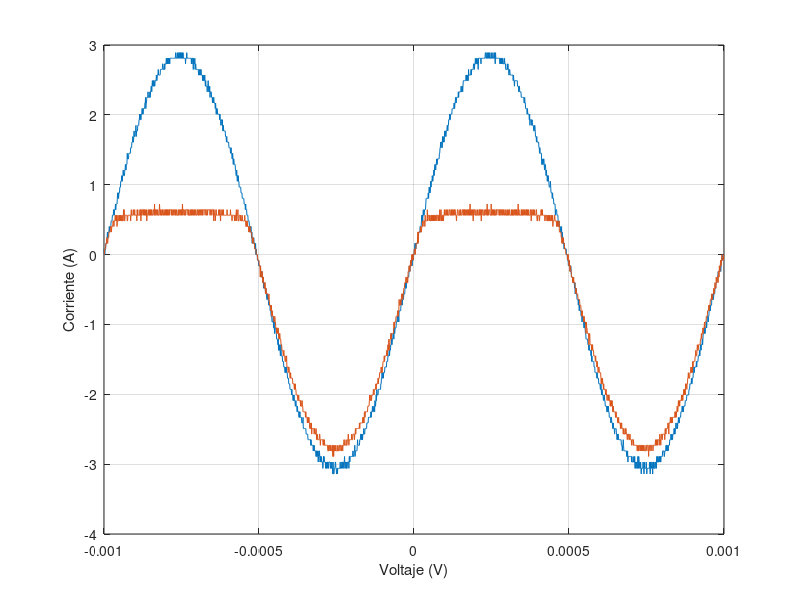

The MATLAB script that drew this image:
t=[-1.00E-03
-9.99E-04
-9.98E-04
-9.97E-04
-9.96E-04
-9.95E-04
-9.94E-04
-9.93E-04
-9.92E-04
-9.91E-04
-9.90E-04
-9.89E-04
-9.88E-04
-9.87E-04
-9.86E-04
-9.85E-04
-9.84E-04
-9.83E-04
-9.82E-04
-9.81E-04
-9.80E-04
-9.79E-04
-9.78E-04
-9.77E-04
-9.76E-04
-9.75E-04
-9.74E-04
-9.73E-04
-9.72E-04
-9.71E-04
-9.70E-04
-9.69E-04
-9.68E-04
-9.67E-04
-9.66E-04
-9.65E-04
-9.64E-04
-9.63E-04
-9.62E-04
-9.61E-04
-9.60E-04
-9.59E-04
-9.58E-04
-9.57E-04
-9.56E-04
-9.55E-04
-9.54E-04
-9.53E-04
-9.52E-04
-9.51E-04
-9.50E-04
-9.49E-04
-9.48E-04
-9.47E-04
-9.46E-04
-9.45E-04
-9.44E-04
-9.43E-04
-9.42E-04
-9.41E-04
-9.40E-04
-9.39E-04
-9.38E-04
-9.37E-04
-9.36E-04
-9.35E-04
-9.34E-04
-9.33E-04
-9.32E-04
-9.31E-04
-9.30E-04
-9.29E-04
-9.28E-04
-9.27E-04
-9.26E-04
-9.25E-04
-9.24E-04
-9.23E-04
-9.22E-04
-9.21E-04
-9.20E-04
-9.19E-04
-9.18E-04
-9.17E-04
-9.16E-04
-9.15E-04
-9.14E-04
-9.13E-04
-9.12E-04
-9.11E-04
-9.10E-04
-9.09E-04
-9.08E-04
-9.07E-04
-9.06E-04
-9.05E-04
-9.04E-04
-9.03E-04
-9.02E-04
-9.01E-04
-9.00E-04
-8.99E-04
-8.98E-04
-8.97E-04
-8.96E-04
-8.95E-04
-8.94E-04
-8.93E-04
-8.92E-04
-8.91E-04
-8.90E-04
-8.89E-04
-8.88E-04
-8.87E-04
-8.86E-04
-8.85E-04
-8.84E-04
-8.83E-04
-8.82E-04
-8.81E-04
-8.80E-04
-8.79E-04
-8.78E-04
-8.77E-04
-8.76E-04
-8.75E-04
-8.74E-04
-8.73E-04
-8.72E-04
-8.71E-04
-8.70E-04
-8.69E-04
-8.68E-04
-8.67E-04
-8.66E-04
-8.65E-04
-8.64E-04
-8.63E-04
-8.62E-04
-8.61E-04
-8.60E-04
-8.59E-04
-8.58E-04
-8.57E-04
-8.56E-04
-8.55E-04
-8.54E-04
-8.53E-04
-8.52E-04
-8.51E-04
-8.50E-04
-8.49E-04
-8.48E-04
-8.47E-04
-8.46E-04
-8.45E-04
-8.44E-04
-8.43E-04
-8.42E-04
-8.41E-04
-8.40E-04
-8.39E-04
-8.38E-04
-8.37E-04
-8.36E-04
-8.35E-04
-8.34E-04
-8.33E-04
-8.32E-04
-8.31E-04
-8.30E-04
-8.29E-04
-8.28E-04
-8.27E-04
-8.26E-04
-8.25E-04
-8.24E-04
-8.23E-04
-8.22E-04
-8.21E-04
-8.20E-04
-8.19E-04
-8.18E-04
-8.17E-04
-8.16E-04
-8.15E-04
-8.14E-04
-8.13E-04
-8.12E-04
-8.11E-04
-8.10E-04
-8.09E-04
-8.08E-04
-8.07E-04
-8.06E-04
-8.05E-04
-8.04E-04
-8.03E-04
-8.02E-04
-8.01E-04
-8.00E-04
-7.99E-04
-7.98E-04
-7.97E-04
-7.96E-04
-7.95E-04
-7.94E-04
-7.93E-04
-7.92E-04
-7.91E-04
-7.90E-04
-7.89E-04
-7.88E-04
-7.87E-04
-7.86E-04
-7.85E-04
-7.84E-04
-7.83E-04
-7.82E-04
-7.81E-04
-7.80E-04
-7.79E-04
-7.78E-04
-7.77E-04
-7.76E-04
-7.75E-04
-7.74E-04
-7.73E-04
-7.72E-04
-7.71E-04
-7.70E-04
-7.69E-04
-7.68E-04
-7.67E-04
-7.66E-04
-7.65E-04
-7.64E-04
-7.63E-04
-7.62E-04
-7.61E-04
-7.60E-04
-7.59E-04
-7.58E-04
-7.57E-04
-7.56E-04
-7.55E-04
-7.54E-04
-7.53E-04
-7.52E-04
-7.51E-04
-7.50E-04
-7.49E-04
-7.48E-04
-7.47E-04
-7.46E-04
-7.45E-04
-7.44E-04
-7.43E-04
-7.42E-04
-7.41E-04
-7.40E-04
-7.39E-04
-7.38E-04
-7.37E-04
-7.36E-04
-7.35E-04
-7.34E-04
-7.33E-04
-7.32E-04
-7.31E-04
-7.30E-04
-7.29E-04
-7.28E-04
-7.27E-04
-7.26E-04
-7.25E-04
-7.24E-04
-7.23E-04
-7.22E-04
-7.21E-04
-7.20E-04
-7.19E-04
-7.18E-04
-7.17E-04
-7.16E-04
-7.15E-04
-7.14E-04
-7.13E-04
-7.12E-04
-7.11E-04
-7.10E-04
-7.09E-04
-7.08E-04
-7.07E-04
-7.06E-04
-7.05E-04
-7.04E-04
-7.03E-04
-7.02E-04
-7.01E-04
-7.00E-04
-6.99E-04
-6.98E-04
-6.97E-04
-6.96E-04
-6.95E-04
-6.94E-04
-6.93E-04
-6.92E-04
-6.91E-04
-6.90E-04
-6.89E-04
-6.88E-04
-6.87E-04
-6.86E-04
-6.85E-04
-6.84E-04
-6.83E-04
-6.82E-04
-6.81E-04
-6.80E-04
-6.79E-04
-6.78E-04
-6.77E-04
-6.76E-04
-6.75E-04
-6.74E-04
-6.73E-04
-6.72E-04
-6.71E-04
-6.70E-04
-6.69E-04
-6.68E-04
-6.67E-04
-6.66E-04
-6.65E-04
-6.64E-04
-6.63E-04
-6.62E-04
-6.61E-04
-6.60E-04
-6.59E-04
-6.58E-04
-6.57E-04
-6.56E-04
-6.55E-04
-6.54E-04
-6.53E-04
-6.52E-04
-6.51E-04
-6.50E-04
-6.49E-04
-6.48E-04
-6.47E-04
-6.46E-04
-6.45E-04
-6.44E-04
-6.43E-04
-6.42E-04
-6.41E-04
-6.40E-04
-6.39E-04
-6.38E-04
-6.37E-04
-6.36E-04
-6.35E-04
-6.34E-04
-6.33E-04
-6.32E-04
-6.31E-04
-6.30E-04
-6.29E-04
-6.28E-04
-6.27E-04
-6.26E-04
-6.25E-04
-6.24E-04
-6.23E-04
-6.22E-04
-6.21E-04
-6.20E-04
-6.19E-04
-6.18E-04
-6.17E-04
-6.16E-04
-6.15E-04
-6.14E-04
-6.13E-04
-6.12E-04
-6.11E-04
-6.10E-04
-6.09E-04
-6.08E-04
-6.07E-04
-6.06E-04
-6.05E-04
-6.04E-04
-6.03E-04
-6.02E-04
-6.01E-04
-6.00E-04
-5.99E-04
-5.98E-04
-5.97E-04
-5.96E-04
-5.95E-04
-5.94E-04
-5.93E-04
-5.92E-04
-5.91E-04
-5.90E-04
-5.89E-04
-5.88E-04
-5.87E-04
-5.86E-04
-5.85E-04
-5.84E-04
-5.83E-04
-5.82E-04
-5.81E-04
-5.80E-04
-5.79E-04
-5.78E-04
-5.77E-04
-5.76E-04
-5.75E-04
-5.74E-04
-5.73E-04
-5.72E-04
-5.71E-04
-5.70E-04
-5.69E-04
-5.68E-04
-5.67E-04
-5.66E-04
-5.65E-04
-5.64E-04
-5.63E-04
-5.62E-04
-5.61E-04
-5.60E-04
-5.59E-04
-5.58E-04
-5.57E-04
-5.56E-04
-5.55E-04
-5.54E-04
-5.53E-04
-5.52E-04
-5.51E-04
-5.50E-04
-5.49E-04
-5.48E-04
-5.47E-04
-5.46E-04
-5.45E-04
-5.44E-04
-5.43E-04
-5.42E-04
-5.41E-04
-5.40E-04
-5.39E-04
-5.38E-04
-5.37E-04
-5.36E-04
-5.35E-04
-5.34E-04
-5.33E-04
-5.32E-04
-5.31E-04
-5.30E-04
-5.29E-04
-5.28E-04
-5.27E-04
-5.26E-04
-5.25E-04
-5.24E-04
-5.23E-04
-5.22E-04
-5.21E-04
-5.20E-04
-5.19E-04
-5.18E-04
-5.17E-04
-5.16E-04
-5.15E-04
-5.14E-04
-5.13E-04
-5.12E-04
-5.11E-04
-5.10E-04
-5.09E-04
-5.08E-04
-5.07E-04
-5.06E-04
-5.05E-04
-5.04E-04
-5.03E-04
-5.02E-04
-5.01E-04
-5.00E-04
-4.99E-04
-4.98E-04
-4.97E-04
-4.96E-04
-4.95E-04
-4.94E-04
-4.93E-04
-4.92E-04
-4.91E-04
-4.90E-04
-4.89E-04
-4.88E-04
-4.87E-04
-4.86E-04
-4.85E-04
-4.84E-04
-4.83E-04
-4.82E-04
-4.81E-04
-4.80E-04
-4.79E-04
-4.78E-04
-4.77E-04
-4.76E-04
-4.75E-04
-4.74E-04
-4.73E-04
-4.72E-04
-4.71E-04
-4.70E-04
-4.69E-04
-4.68E-04
-4.67E-04
-4.66E-04
-4.65E-04
-4.64E-04
-4.63E-04
-4.62E-04
-4.61E-04
-4.60E-04
-4.59E-04
-4.58E-04
-4.57E-04
-4.56E-04
-4.55E-04
-4.54E-04
-4.53E-04
-4.52E-04
-4.51E-04
-4.50E-04
-4.49E-04
-4.48E-04
-4.47E-04
-4.46E-04
-4.45E-04
-4.44E-04
-4.43E-04
-4.42E-04
-4.41E-04
-4.40E-04
-4.39E-04
-4.38E-04
-4.37E-04
-4.36E-04
-4.35E-04
-4.34E-04
-4.33E-04
-4.32E-04
-4.31E-04
-4.30E-04
-4.29E-04
-4.28E-04
-4.27E-04
-4.26E-04
-4.25E-04
-4.24E-04
-4.23E-04
-4.22E-04
-4.21E-04
-4.20E-04
-4.19E-04
-4.18E-04
-4.17E-04
-4.16E-04
-4.15E-04
-4.14E-04
-4.13E-04
-4.12E-04
-4.11E-04
-4.10E-04
-4.09E-04
-4.08E-04
-4.07E-04
-4.06E-04
-4.05E-04
-4.04E-04
-4.03E-04
-4.02E-04
-4.01E-04
-4.00E-04
-3.99E-04
-3.98E-04
-3.97E-04
-3.96E-04
-3.95E-04
-3.94E-04
-3.93E-04
-3.92E-04
-3.91E-04
-3.90E-04
-3.89E-04
-3.88E-04
-3.87E-04
-3.86E-04
-3.85E-04
-3.84E-04
-3.83E-04
-3.82E-04
-3.81E-04
-3.80E-04
-3.79E-04
-3.78E-04
-3.77E-04
-3.76E-04
-3.75E-04
-3.74E-04
-3.73E-04
-3.72E-04
-3.71E-04
-3.70E-04
-3.69E-04
-3.68E-04
-3.67E-04
-3.66E-04
-3.65E-04
-3.64E-04
-3.63E-04
-3.62E-04
-3.61E-04
-3.60E-04
-3.59E-04
-3.58E-04
-3.57E-04
-3.56E-04
-3.55E-04
-3.54E-04
-3.53E-04
-3.52E-04
-3.51E-04
-3.50E-04
-3.49E-04
-3.48E-04
-3.47E-04
-3.46E-04
-3.45E-04
-3.44E-04
-3.43E-04
-3.42E-04
-3.41E-04
-3.40E-04
-3.39E-04
-3.38E-04
-3.37E-04
-3.36E-04
-3.35E-04
-3.34E-04
-3.33E-04
-3.32E-04
-3.31E-04
-3.30E-04
-3.29E-04
-3.28E-04
-3.27E-04
-3.26E-04
-3.25E-04
-3.24E-04
-3.23E-04
-3.22E-04
-3.21E-04
-3.20E-04
-3.19E-04
-3.18E-04
-3.17E-04
-3.16E-04
-3.15E-04
-3.14E-04
-3.13E-04
-3.12E-04
-3.11E-04
-3.10E-04
-3.09E-04
-3.08E-04
-3.07E-04
-3.06E-04
-3.05E-04
-3.04E-04
-3.03E-04
-3.02E-04
-3.01E-04
-3.00E-04
-2.99E-04
-2.98E-04
-2.97E-04
-2.96E-04
-2.95E-04
-2.94E-04
-2.93E-04
-2.92E-04
-2.91E-04
-2.90E-04
-2.89E-04
-2.88E-04
-2.87E-04
-2.86E-04
-2.85E-04
-2.84E-04
-2.83E-04
-2.82E-04
-2.81E-04
-2.80E-04
-2.79E-04
-2.78E-04
-2.77E-04
-2.76E-04
-2.75E-04
-2.74E-04
-2.73E-04
-2.72E-04
-2.71E-04
-2.70E-04
-2.69E-04
-2.68E-04
-2.67E-04
-2.66E-04
-2.65E-04
-2.64E-04
-2.63E-04
-2.62E-04
-2.61E-04
-2.60E-04
-2.59E-04
-2.58E-04
-2.57E-04
-2.56E-04
-2.55E-04
-2.54E-04
-2.53E-04
-2.52E-04
-2.51E-04
-2.50E-04
-2.49E-04
-2.48E-04
-2.47E-04
-2.46E-04
-2.45E-04
-2.44E-04
-2.43E-04
-2.42E-04
-2.41E-04
-2.40E-04
-2.39E-04
-2.38E-04
-2.37E-04
-2.36E-04
-2.35E-04
-2.34E-04
-2.33E-04
-2.32E-04
-2.31E-04
-2.30E-04
-2.29E-04
-2.28E-04
-2.27E-04
-2.26E-04
-2.25E-04
-2.24E-04
-2.23E-04
-2.22E-04
-2.21E-04
-2.20E-04
-2.19E-04
-2.18E-04
-2.17E-04
-2.16E-04
-2.15E-04
-2.14E-04
-2.13E-04
-2.12E-04
-2.11E-04
-2.10E-04
-2.09E-04
-2.08E-04
-2.07E-04
-2.06E-04
-2.05E-04
-2.04E-04
-2.03E-04
-2.02E-04
-2.01E-04
-2.00E-04
-1.99E-04
-1.98E-04
-1.97E-04
-1.96E-04
-1.95E-04
-1.94E-04
-1.93E-04
-1.92E-04
-1.91E-04
-1.90E-04
-1.89E-04
-1.88E-04
-1.87E-04
-1.86E-04
-1.85E-04
-1.84E-04
-1.83E-04
-1.82E-04
-1.81E-04
-1.80E-04
-1.79E-04
-1.78E-04
-1.77E-04
-1.76E-04
-1.75E-04
-1.74E-04
-1.73E-04
-1.72E-04
-1.71E-04
-1.70E-04
-1.69E-04
-1.68E-04
-1.67E-04
-1.66E-04
-1.65E-04
-1.64E-04
-1.63E-04
-1.62E-04
-1.61E-04
-1.60E-04
-1.59E-04
-1.58E-04
-1.57E-04
-1.56E-04
-1.55E-04
-1.54E-04
-1.53E-04
-1.52E-04
-1.51E-04
-1.50E-04
-1.49E-04
-1.48E-04
-1.47E-04
-1.46E-04
-1.45E-04
-1.44E-04
-1.43E-04
-1.42E-04
-1.41E-04
-1.40E-04
-1.39E-04
-1.38E-04
-1.37E-04
-1.36E-04
-1.35E-04
-1.34E-04
-1.33E-04
-1.32E-04
-1.31E-04
-1.30E-04
-1.29E-04
-1.28E-04
-1.27E-04
-1.26E-04
-1.25E-04
-1.24E-04
-1.23E-04
-1.22E-04
-1.21E-04
-1.20E-04
-1.19E-04
-1.18E-04
-1.17E-04
-1.16E-04
-1.15E-04
-1.14E-04
-1.13E-04
-1.12E-04
-1.11E-04
-1.10E-04
-1.09E-04
-1.08E-04
-1.07E-04
-1.06E-04
-1.05E-04
-1.04E-04
-1.03E-04
-1.02E-04
-1.01E-04
-1.00E-04
-9.90E-05
-9.80E-05
-9.70E-05
-9.60E-05
-9.50E-05
-9.40E-05
-9.30E-05
-9.20E-05
-9.10E-05
-9.00E-05
-8.90E-05
-8.80E-05
-8.70E-05
-8.60E-05
-8.50E-05
-8.40E-05
-8.30E-05
-8.20E-05
-8.10E-05
-8.00E-05
-7.90E-05
-7.80E-05
-7.70E-05
-7.60E-05
-7.50E-05
-7.40E-05
-7.30E-05
-7.20E-05
-7.10E-05
-7.00E-05
-6.90E-05
-6.80E-05
-6.70E-05
-6.60E-05
-6.50E-05
-6.40E-05
-6.30E-05
-6.20E-05
-6.10E-05
-6.00E-05
-5.90E-05
-5.80E-05
-5.70E-05
-5.60E-05
-5.50E-05
-5.40E-05
-5.30E-05
-5.20E-05
-5.10E-05
-5.00E-05
-4.90E-05
-4.80E-05
-4.70E-05
-4.60E-05
-4.50E-05
-4.40E-05
-4.30E-05
-4.20E-05
-4.10E-05
-4.00E-05
-3.90E-05
-3.80E-05
-3.70E-05
-3.60E-05
-3.50E-05
-3.40E-05
-3.30E-05
-3.20E-05
-3.10E-05
-3.00E-05
-2.90E-05
-2.80E-05
-2.70E-05
-2.60E-05
-2.50E-05
-2.40E-05
-2.30E-05
-2.20E-05
-2.10E-05
-2.00E-05
-1.90E-05
-1.80E-05
-1.70E-05
-1.60E-05
-1.50E-05
-1.40E-05
-1.30E-05
-1.20E-05
-1.10E-05
-1.00E-05
-9.00E-06
-8.00E-06
-7.00E-06
-6.00E-06
-5.00E-06
-4.00E-06
-3.00E-06
-2.00E-06
-1.00E-06
0.00E+00
1.00E-06
2.00E-06
3.00E-06
4.00E-06
5.00E-06
6.00E-06
7.00E-06
8.00E-06
9.00E-06
1.00E-05
1.10E-05
1.20E-05
1.30E-05
1.40E-05
1.50E-05
1.60E-05
1.70E-05
1.80E-05
1.90E-05
2.00E-05
2.10E-05
2.20E-05
2.30E-05
2.40E-05
2.50E-05
2.60E-05
2.70E-05
2.80E-05
2.90E-05
3.00E-05
3.10E-05
3.20E-05
3.30E-05
3.40E-05
3.50E-05
3.60E-05
3.70E-05
3.80E-05
3.90E-05
4.00E-05
4.10E-05
4.20E-05
4.30E-05
4.40E-05
4.50E-05
4.60E-05
4.70E-05
4.80E-05
4.90E-05
5.00E-05
5.10E-05
5.20E-05
5.30E-05
5.40E-05
5.50E-05
5.60E-05
5.70E-05
5.80E-05
5.90E-05
6.00E-05
6.10E-05
6.20E-05
6.30E-05
6.40E-05
6.50E-05
6.60E-05
6.70E-05
6.80E-05
6.90E-05
7.00E-05
7.10E-05
7.20E-05
7.30E-05
7.40E-05
7.50E-05
7.60E-05
7.70E-05
7.80E-05
7.90E-05
8.00E-05
8.10E-05
8.20E-05
8.30E-05
8.40E-05
8.50E-05
8.60E-05
8.70E-05
8.80E-05
8.90E-05
9.00E-05
9.10E-05
9.20E-05
9.30E-05
9.40E-05
9.50E-05
9.60E-05
9.70E-05
9.80E-05
9.90E-05
1.00E-04
1.01E-04
1.02E-04
1.03E-04
1.04E-04
1.05E-04
1.06E-04
1.07E-04
1.08E-04
1.09E-04
1.10E-04
1.11E-04
1.12E-04
1.13E-04
1.14E-04
1.15E-04
1.16E-04
1.17E-04
1.18E-04
1.19E-04
1.20E-04
1.21E-04
1.22E-04
1.23E-04
1.24E-04
1.25E-04
1.26E-04
1.27E-04
1.28E-04
1.29E-04
1.30E-04
1.31E-04
1.32E-04
1.33E-04
1.34E-04
1.35E-04
1.36E-04
1.37E-04
1.38E-04
1.39E-04
1.40E-04
1.41E-04
1.42E-04
1.43E-04
1.44E-04
1.45E-04
1.46E-04
1.47E-04
1.48E-04
1.49E-04
1.50E-04
1.51E-04
1.52E-04
1.53E-04
1.54E-04
1.55E-04
1.56E-04
1.57E-04
1.58E-04
1.59E-04
1.60E-04
1.61E-04
1.62E-04
1.63E-04
1.64E-04
1.65E-04
1.66E-04
1.67E-04
1.68E-04
1.69E-04
1.70E-04
1.71E-04
1.72E-04
1.73E-04
1.74E-04
1.75E-04
1.76E-04
1.77E-04
1.78E-04
1.79E-04
1.80E-04
1.81E-04
1.82E-04
1.83E-04
1.84E-04
1.85E-04
1.86E-04
1.87E-04
1.88E-04
1.89E-04
1.90E-04
1.91E-04
1.92E-04
1.93E-04
1.94E-04
1.95E-04
1.96E-04
1.97E-04
1.98E-04
1.99E-04
2.00E-04
2.01E-04
2.02E-04
2.03E-04
2.04E-04
2.05E-04
2.06E-04
2.07E-04
2.08E-04
2.09E-04
2.10E-04
2.11E-04
2.12E-04
2.13E-04
2.14E-04
2.15E-04
2.16E-04
2.17E-04
2.18E-04
2.19E-04
2.20E-04
2.21E-04
2.22E-04
2.23E-04
2.24E-04
2.25E-04
2.26E-04
2.27E-04
2.28E-04
2.29E-04
2.30E-04
2.31E-04
2.32E-04
2.33E-04
2.34E-04
2.35E-04
2.36E-04
2.37E-04
2.38E-04
2.39E-04
2.40E-04
2.41E-04
2.42E-04
2.43E-04
2.44E-04
2.45E-04
2.46E-04
2.47E-04
2.48E-04
2.49E-04
2.50E-04
2.51E-04
2.52E-04
2.53E-04
2.54E-04
2.55E-04
2.56E-04
2.57E-04
2.58E-04
2.59E-04
2.60E-04
2.61E-04
2.62E-04
2.63E-04
2.64E-04
2.65E-04
2.66E-04
2.67E-04
2.68E-04
2.69E-04
2.70E-04
2.71E-04
2.72E-04
2.73E-04
2.74E-04
2.75E-04
2.76E-04
2.77E-04
2.78E-04
2.79E-04
2.80E-04
2.81E-04
2.82E-04
2.83E-04
2.84E-04
2.85E-04
2.86E-04
2.87E-04
2.88E-04
2.89E-04
2.90E-04
2.91E-04
2.92E-04
2.93E-04
2.94E-04
2.95E-04
2.96E-04
2.97E-04
2.98E-04
2.99E-04
3.00E-04
3.01E-04
3.02E-04
3.03E-04
3.04E-04
3.05E-04
3.06E-04
3.07E-04
3.08E-04
3.09E-04
3.10E-04
3.11E-04
3.12E-04
3.13E-04
3.14E-04
3.15E-04
3.16E-04
3.17E-04
3.18E-04
3.19E-04
3.20E-04
3.21E-04
3.22E-04
3.23E-04
3.24E-04
3.25E-04
3.26E-04
3.27E-04
3.28E-04
3.29E-04
3.30E-04
3.31E-04
3.32E-04
3.33E-04
3.34E-04
3.35E-04
3.36E-04
3.37E-04
3.38E-04
3.39E-04
3.40E-04
3.41E-04
3.42E-04
3.43E-04
3.44E-04
3.45E-04
3.46E-04
3.47E-04
3.48E-04
3.49E-04
3.50E-04
3.51E-04
3.52E-04
3.53E-04
3.54E-04
3.55E-04
3.56E-04
3.57E-04
3.58E-04
3.59E-04
3.60E-04
3.61E-04
3.62E-04
3.63E-04
3.64E-04
3.65E-04
3.66E-04
3.67E-04
3.68E-04
3.69E-04
3.70E-04
3.71E-04
3.72E-04
3.73E-04
3.74E-04
3.75E-04
3.76E-04
3.77E-04
3.78E-04
3.79E-04
3.80E-04
3.81E-04
3.82E-04
3.83E-04
3.84E-04
3.85E-04
3.86E-04
3.87E-04
3.88E-04
3.89E-04
3.90E-04
3.91E-04
3.92E-04
3.93E-04
3.94E-04
3.95E-04
3.96E-04
3.97E-04
3.98E-04
3.99E-04
4.00E-04
4.01E-04
4.02E-04
4.03E-04
4.04E-04
4.05E-04
4.06E-04
4.07E-04
4.08E-04
4.09E-04
4.10E-04
4.11E-04
4.12E-04
4.13E-04
4.14E-04
4.15E-04
4.16E-04
4.17E-04
4.18E-04
4.19E-04
4.20E-04
4.21E-04
4.22E-04
4.23E-04
4.24E-04
4.25E-04
4.26E-04
4.27E-04
4.28E-04
4.29E-04
4.30E-04
4.31E-04
4.32E-04
4.33E-04
4.34E-04
4.35E-04
4.36E-04
4.37E-04
4.38E-04
4.39E-04
4.40E-04
4.41E-04
4.42E-04
4.43E-04
4.44E-04
4.45E-04
4.46E-04
4.47E-04
4.48E-04
4.49E-04
4.50E-04
4.51E-04
4.52E-04
4.53E-04
4.54E-04
4.55E-04
4.56E-04
4.57E-04
4.58E-04
4.59E-04
4.60E-04
4.61E-04
4.62E-04
4.63E-04
4.64E-04
4.65E-04
4.66E-04
4.67E-04
4.68E-04
4.69E-04
4.70E-04
4.71E-04
4.72E-04
4.73E-04
4.74E-04
4.75E-04
4.76E-04
4.77E-04
4.78E-04
4.79E-04
4.80E-04
4.81E-04
4.82E-04
4.83E-04
4.84E-04
4.85E-04
4.86E-04
4.87E-04
4.88E-04
4.89E-04
4.90E-04
4.91E-04
4.92E-04
4.93E-04
4.94E-04
4.95E-04
4.96E-04
4.97E-04
4.98E-04
4.99E-04
5.00E-04
5.01E-04
5.02E-04
5.03E-04
5.04E-04
5.05E-04
5.06E-04
5.07E-04
5.08E-04
5.09E-04
5.10E-04
5.11E-04
5.12E-04
5.13E-04
5.14E-04
5.15E-04
5.16E-04
5.17E-04
5.18E-04
5.19E-04
5.20E-04
5.21E-04
5.22E-04
5.23E-04
5.24E-04
5.25E-04
5.26E-04
5.27E-04
5.28E-04
5.29E-04
5.30E-04
5.31E-04
5.32E-04
5.33E-04
5.34E-04
5.35E-04
5.36E-04
5.37E-04
5.38E-04
5.39E-04
5.40E-04
5.41E-04
5.42E-04
5.43E-04
5.44E-04
5.45E-04
5.46E-04
5.47E-04
5.48E-04
5.49E-04
5.50E-04
5.51E-04
5.52E-04
5.53E-04
5.54E-04
5.55E-04
5.56E-04
5.57E-04
5.58E-04
5.59E-04
5.60E-04
5.61E-04
5.62E-04
5.63E-04
5.64E-04
5.65E-04
5.66E-04
5.67E-04
5.68E-04
5.69E-04
5.70E-04
5.71E-04
5.72E-04
5.73E-04
5.74E-04
5.75E-04
5.76E-04
5.77E-04
5.78E-04
5.79E-04
5.80E-04
5.81E-04
5.82E-04
5.83E-04
5.84E-04
5.85E-04
5.86E-04
5.87E-04
5.88E-04
5.89E-04
5.90E-04
5.91E-04
5.92E-04
5.93E-04
5.94E-04
5.95E-04
5.96E-04
5.97E-04
5.98E-04
5.99E-04
6.00E-04
6.01E-04
6.02E-04
6.03E-04
6.04E-04
6.05E-04
6.06E-04
6.07E-04
6.08E-04
6.09E-04
6.10E-04
6.11E-04
6.12E-04
6.13E-04
6.14E-04
6.15E-04
6.16E-04
6.17E-04
6.18E-04
6.19E-04
6.20E-04
6.21E-04
6.22E-04
6.23E-04
6.24E-04
6.25E-04
6.26E-04
6.27E-04
6.28E-04
6.29E-04
6.30E-04
6.31E-04
6.32E-04
6.33E-04
6.34E-04
6.35E-04
6.36E-04
6.37E-04
6.38E-04
6.39E-04
6.40E-04
6.41E-04
6.42E-04
6.43E-04
6.44E-04
6.45E-04
6.46E-04
6.47E-04
6.48E-04
6.49E-04
6.50E-04
6.51E-04
6.52E-04
6.53E-04
6.54E-04
6.55E-04
6.56E-04
6.57E-04
6.58E-04
6.59E-04
6.60E-04
6.61E-04
6.62E-04
6.63E-04
6.64E-04
6.65E-04
6.66E-04
6.67E-04
6.68E-04
6.69E-04
6.70E-04
6.71E-04
6.72E-04
6.73E-04
6.74E-04
6.75E-04
6.76E-04
6.77E-04
6.78E-04
6.79E-04
6.80E-04
6.81E-04
6.82E-04
6.83E-04
6.84E-04
6.85E-04
6.86E-04
6.87E-04
6.88E-04
6.89E-04
6.90E-04
6.91E-04
6.92E-04
6.93E-04
6.94E-04
6.95E-04
6.96E-04
6.97E-04
6.98E-04
6.99E-04
7.00E-04
7.01E-04
7.02E-04
7.03E-04
7.04E-04
7.05E-04
7.06E-04
7.07E-04
7.08E-04
7.09E-04
7.10E-04
7.11E-04
7.12E-04
7.13E-04
7.14E-04
7.15E-04
7.16E-04
7.17E-04
7.18E-04
7.19E-04
7.20E-04
7.21E-04
7.22E-04
7.23E-04
7.24E-04
7.25E-04
7.26E-04
7.27E-04
7.28E-04
7.29E-04
7.30E-04
7.31E-04
7.32E-04
7.33E-04
7.34E-04
7.35E-04
7.36E-04
7.37E-04
7.38E-04
7.39E-04
7.40E-04
7.41E-04
7.42E-04
7.43E-04
7.44E-04
7.45E-04
7.46E-04
7.47E-04
7.48E-04
7.49E-04
7.50E-04
7.51E-04
7.52E-04
7.53E-04
7.54E-04
7.55E-04
7.56E-04
7.57E-04
7.58E-04
7.59E-04
7.60E-04
7.61E-04
7.62E-04
7.63E-04
7.64E-04
7.65E-04
7.66E-04
7.67E-04
7.68E-04
7.69E-04
7.70E-04
7.71E-04
7.72E-04
7.73E-04
7.74E-04
7.75E-04
7.76E-04
7.77E-04
7.78E-04
7.79E-04
7.80E-04
7.81E-04
7.82E-04
7.83E-04
7.84E-04
7.85E-04
7.86E-04
7.87E-04
7.88E-04
7.89E-04
7.90E-04
7.91E-04
7.92E-04
7.93E-04
7.94E-04
7.95E-04
7.96E-04
7.97E-04
7.98E-04
7.99E-04
8.00E-04
8.01E-04
8.02E-04
8.03E-04
8.04E-04
8.05E-04
8.06E-04
8.07E-04
8.08E-04
8.09E-04
8.10E-04
8.11E-04
8.12E-04
8.13E-04
8.14E-04
8.15E-04
8.16E-04
8.17E-04
8.18E-04
8.19E-04
8.20E-04
8.21E-04
8.22E-04
8.23E-04
8.24E-04
8.25E-04
8.26E-04
8.27E-04
8.28E-04
8.29E-04
8.30E-04
8.31E-04
8.32E-04
8.33E-04
8.34E-04
8.35E-04
8.36E-04
8.37E-04
8.38E-04
8.39E-04
8.40E-04
8.41E-04
8.42E-04
8.43E-04
8.44E-04
8.45E-04
8.46E-04
8.47E-04
8.48E-04
8.49E-04
8.50E-04
8.51E-04
8.52E-04
8.53E-04
8.54E-04
8.55E-04
8.56E-04
8.57E-04
8.58E-04
8.59E-04
8.60E-04
8.61E-04
8.62E-04
8.63E-04
8.64E-04
8.65E-04
8.66E-04
8.67E-04
8.68E-04
8.69E-04
8.70E-04
8.71E-04
8.72E-04
8.73E-04
8.74E-04
8.75E-04
8.76E-04
8.77E-04
8.78E-04
8.79E-04
8.80E-04
8.81E-04
8.82E-04
8.83E-04
8.84E-04
8.85E-04
8.86E-04
8.87E-04
8.88E-04
8.89E-04
8.90E-04
8.91E-04
8.92E-04
8.93E-04
8.94E-04
8.95E-04
8.96E-04
8.97E-04
8.98E-04
8.99E-04
9.00E-04
9.01E-04
9.02E-04
9.03E-04
9.04E-04
9.05E-04
9.06E-04
9.07E-04
9.08E-04
9.09E-04
9.10E-04
9.11E-04
9.12E-04
9.13E-04
9.14E-04
9.15E-04
9.16E-04
9.17E-04
9.18E-04
9.19E-04
9.20E-04
9.21E-04
9.22E-04
9.23E-04
9.24E-04
9.25E-04
9.26E-04
9.27E-04
9.28E-04
9.29E-04
9.30E-04
9.31E-04
9.32E-04
9.33E-04
9.34E-04
9.35E-04
9.36E-04
9.37E-04
9.38E-04
9.39E-04
9.40E-04
9.41E-04
9.42E-04
9.43E-04
9.44E-04
9.45E-04
9.46E-04
9.47E-04
9.48E-04
9.49E-04
9.50E-04
9.51E-04
9.52E-04
9.53E-04
9.54E-04
9.55E-04
9.56E-04
9.57E-04
9.58E-04
9.59E-04
9.60E-04
9.61E-04
9.62E-04
9.63E-04
9.64E-04
9.65E-04
9.66E-04
9.67E-04
9.68E-04
9.69E-04
9.70E-04
9.71E-04
9.72E-04
9.73E-04
9.74E-04
9.75E-04
9.76E-04
9.77E-04
9.78E-04
9.79E-04
9.80E-04
9.81E-04
9.82E-04
9.83E-04
9.84E-04
9.85E-04
9.86E-04
9.87E-04
9.88E-04
9.89E-04
9.90E-04
9.91E-04
9.92E-04
9.93E-04
9.94E-04
9.95E-04
9.96E-04
9.97E-04
9.98E-04
9.99E-04];
x=[8.04E-02
0.00E+00
0.00E+00
0.00E+00
8.04E-02
8.04E-02
1.61E-01
1.61E-01
1.61E-01
1.61E-01
2.41E-01
3.22E-01
2.41E-01
2.41E-01
3.22E-01
3.22E-01
3.22E-01
4.02E-01
3.22E-01
4.02E-01
4.02E-01
4.02E-01
4.02E-01
4.82E-01
4.82E-01
4.82E-01
4.82E-01
5.63E-01
5.63E-01
5.63E-01
5.63E-01
6.43E-01
6.43E-01
5.63E-01
6.43E-01
6.43E-01
6.43E-01
7.24E-01
6.43E-01
7.24E-01
7.24E-01
7.24E-01
7.24E-01
8.04E-01
8.84E-01
8.04E-01
8.84E-01
8.04E-01
8.84E-01
8.84E-01
8.84E-01
9.65E-01
9.65E-01
9.65E-01
1.05E+00
1.05E+00
1.05E+00
1.13E+00
1.05E+00
1.05E+00
1.13E+00
1.13E+00
1.21E+00
1.13E+00
1.13E+00
1.13E+00
1.13E+00
1.21E+00
1.21E+00
1.29E+00
1.29E+00
1.21E+00
1.29E+00
1.29E+00
1.29E+00
1.45E+00
1.37E+00
1.37E+00
1.37E+00
1.37E+00
1.45E+00
1.45E+00
1.45E+00
1.45E+00
1.45E+00
1.45E+00
1.53E+00
1.53E+00
1.53E+00
1.53E+00
1.61E+00
1.61E+00
1.61E+00
1.69E+00
1.61E+00
1.61E+00
1.69E+00
1.77E+00
1.69E+00
1.69E+00
1.69E+00
1.77E+00
1.77E+00
1.85E+00
1.69E+00
1.77E+00
1.77E+00
1.77E+00
1.77E+00
1.85E+00
1.85E+00
1.85E+00
1.85E+00
1.93E+00
1.93E+00
2.01E+00
1.93E+00
1.93E+00
2.01E+00
1.93E+00
2.01E+00
2.01E+00
2.01E+00
2.09E+00
2.01E+00
2.09E+00
2.01E+00
2.09E+00
2.09E+00
2.09E+00
2.09E+00
2.09E+00
2.17E+00
2.17E+00
2.25E+00
2.09E+00
2.17E+00
2.17E+00
2.25E+00
2.25E+00
2.25E+00
2.25E+00
2.33E+00
2.25E+00
2.25E+00
2.25E+00
2.25E+00
2.25E+00
2.33E+00
2.25E+00
2.33E+00
2.33E+00
2.41E+00
2.41E+00
2.33E+00
2.41E+00
2.49E+00
2.41E+00
2.49E+00
2.49E+00
2.41E+00
2.49E+00
2.49E+00
2.41E+00
2.41E+00
2.49E+00
2.49E+00
2.49E+00
2.49E+00
2.57E+00
2.49E+00
2.49E+00
2.57E+00
2.57E+00
2.57E+00
2.65E+00
2.57E+00
2.57E+00
2.57E+00
2.57E+00
2.57E+00
2.57E+00
2.65E+00
2.65E+00
2.65E+00
2.65E+00
2.65E+00
2.65E+00
2.65E+00
2.73E+00
2.73E+00
2.65E+00
2.65E+00
2.65E+00
2.65E+00
2.73E+00
2.65E+00
2.73E+00
2.73E+00
2.73E+00
2.73E+00
2.81E+00
2.73E+00
2.73E+00
2.81E+00
2.73E+00
2.81E+00
2.73E+00
2.81E+00
2.81E+00
2.73E+00
2.81E+00
2.73E+00
2.81E+00
2.81E+00
2.81E+00
2.81E+00
2.81E+00
2.81E+00
2.81E+00
2.81E+00
2.81E+00
2.81E+00
2.81E+00
2.81E+00
2.81E+00
2.81E+00
2.81E+00
2.81E+00
2.81E+00
2.81E+00
2.89E+00
2.89E+00
2.81E+00
2.81E+00
2.81E+00
2.81E+00
2.89E+00
2.81E+00
2.81E+00
2.81E+00
2.89E+00
2.89E+00
2.81E+00
2.89E+00
2.89E+00
2.81E+00
2.89E+00
2.81E+00
2.81E+00
2.89E+00
2.81E+00
2.81E+00
2.89E+00
2.81E+00
2.89E+00
2.81E+00
2.81E+00
2.81E+00
2.81E+00
2.81E+00
2.81E+00
2.81E+00
2.73E+00
2.81E+00
2.81E+00
2.81E+00
2.89E+00
2.81E+00
2.81E+00
2.81E+00
2.81E+00
2.81E+00
2.81E+00
2.81E+00
2.81E+00
2.81E+00
2.81E+00
2.81E+00
2.81E+00
2.81E+00
2.81E+00
2.73E+00
2.81E+00
2.73E+00
2.81E+00
2.81E+00
2.81E+00
2.65E+00
2.81E+00
2.73E+00
2.73E+00
2.73E+00
2.81E+00
2.65E+00
2.73E+00
2.73E+00
2.65E+00
2.65E+00
2.65E+00
2.65E+00
2.65E+00
2.65E+00
2.65E+00
2.65E+00
2.57E+00
2.57E+00
2.65E+00
2.57E+00
2.57E+00
2.65E+00
2.57E+00
2.57E+00
2.65E+00
2.57E+00
2.57E+00
2.57E+00
2.57E+00
2.49E+00
2.57E+00
2.49E+00
2.49E+00
2.57E+00
2.49E+00
2.49E+00
2.57E+00
2.49E+00
2.41E+00
2.49E+00
2.41E+00
2.41E+00
2.41E+00
2.41E+00
2.33E+00
2.41E+00
2.41E+00
2.49E+00
2.41E+00
2.33E+00
2.41E+00
2.33E+00
2.41E+00
2.25E+00
2.33E+00
2.33E+00
2.33E+00
2.33E+00
2.25E+00
2.25E+00
2.25E+00
2.17E+00
2.25E+00
2.25E+00
2.17E+00
2.25E+00
2.17E+00
2.17E+00
2.17E+00
2.17E+00
2.09E+00
2.17E+00
2.09E+00
2.01E+00
2.09E+00
2.01E+00
2.09E+00
2.01E+00
2.01E+00
2.01E+00
2.01E+00
2.01E+00
2.01E+00
2.01E+00
1.93E+00
2.01E+00
1.93E+00
1.93E+00
1.85E+00
1.93E+00
1.93E+00
1.93E+00
1.85E+00
1.93E+00
1.77E+00
1.77E+00
1.85E+00
1.77E+00
1.77E+00
1.77E+00
1.77E+00
1.77E+00
1.77E+00
1.69E+00
1.69E+00
1.69E+00
1.61E+00
1.69E+00
1.61E+00
1.61E+00
1.61E+00
1.61E+00
1.61E+00
1.61E+00
1.53E+00
1.53E+00
1.53E+00
1.53E+00
1.53E+00
1.45E+00
1.45E+00
1.53E+00
1.45E+00
1.45E+00
1.37E+00
1.37E+00
1.45E+00
1.37E+00
1.29E+00
1.37E+00
1.37E+00
1.29E+00
1.29E+00
1.29E+00
1.29E+00
1.21E+00
1.21E+00
1.13E+00
1.13E+00
1.21E+00
1.13E+00
1.05E+00
1.13E+00
1.05E+00
1.13E+00
1.05E+00
1.05E+00
9.65E-01
9.65E-01
9.65E-01
9.65E-01
9.65E-01
9.65E-01
8.84E-01
8.84E-01
8.84E-01
8.84E-01
8.04E-01
8.04E-01
8.04E-01
8.04E-01
8.04E-01
8.04E-01
7.24E-01
7.24E-01
7.24E-01
7.24E-01
6.43E-01
7.24E-01
6.43E-01
6.43E-01
6.43E-01
5.63E-01
5.63E-01
5.63E-01
5.63E-01
4.82E-01
4.82E-01
4.82E-01
4.82E-01
4.02E-01
4.02E-01
3.22E-01
4.02E-01
3.22E-01
4.02E-01
3.22E-01
2.41E-01
3.22E-01
1.61E-01
2.41E-01
2.41E-01
2.41E-01
1.61E-01
2.41E-01
1.61E-01
1.61E-01
1.61E-01
8.04E-02
8.04E-02
1.61E-01
0.00E+00
8.04E-02
0.00E+00
0.00E+00
0.00E+00
-8.04E-02
-8.04E-02
-8.04E-02
-8.04E-02
-1.61E-01
-1.61E-01
-1.61E-01
-1.61E-01
-1.61E-01
-1.61E-01
-2.41E-01
-3.22E-01
-3.22E-01
-3.22E-01
-2.41E-01
-3.22E-01
-3.22E-01
-4.02E-01
-4.02E-01
-3.22E-01
-4.82E-01
-4.02E-01
-4.02E-01
-4.82E-01
-4.82E-01
-4.82E-01
-5.63E-01
-4.82E-01
-5.63E-01
-5.63E-01
-6.43E-01
-6.43E-01
-6.43E-01
-5.63E-01
-6.43E-01
-6.43E-01
-7.24E-01
-7.24E-01
-7.24E-01
-7.24E-01
-7.24E-01
-8.04E-01
-8.04E-01
-8.04E-01
-8.84E-01
-8.84E-01
-8.84E-01
-9.65E-01
-9.65E-01
-9.65E-01
-9.65E-01
-8.84E-01
-1.05E+00
-1.05E+00
-9.65E-01
-1.13E+00
-1.05E+00
-1.05E+00
-1.05E+00
-1.05E+00
-1.13E+00
-1.13E+00
-1.21E+00
-1.21E+00
-1.21E+00
-1.21E+00
-1.29E+00
-1.21E+00
-1.37E+00
-1.29E+00
-1.37E+00
-1.37E+00
-1.29E+00
-1.37E+00
-1.45E+00
-1.37E+00
-1.29E+00
-1.45E+00
-1.45E+00
-1.45E+00
-1.45E+00
-1.53E+00
-1.53E+00
-1.53E+00
-1.53E+00
-1.61E+00
-1.61E+00
-1.61E+00
-1.61E+00
-1.69E+00
-1.61E+00
-1.69E+00
-1.69E+00
-1.61E+00
-1.69E+00
-1.69E+00
-1.69E+00
-1.77E+00
-1.77E+00
-1.77E+00
-1.77E+00
-1.85E+00
-1.85E+00
-1.85E+00
-1.85E+00
-1.93E+00
-1.93E+00
-1.93E+00
-1.93E+00
-1.93E+00
-2.01E+00
-1.93E+00
-2.01E+00
-2.01E+00
-2.01E+00
-2.09E+00
-2.01E+00
-2.09E+00
-2.01E+00
-2.09E+00
-2.09E+00
-2.09E+00
-2.17E+00
-2.17E+00
-2.09E+00
-2.17E+00
-2.17E+00
-2.17E+00
-2.25E+00
-2.17E+00
-2.25E+00
-2.25E+00
-2.25E+00
-2.25E+00
-2.33E+00
-2.25E+00
-2.33E+00
-2.25E+00
-2.33E+00
-2.33E+00
-2.33E+00
-2.33E+00
-2.33E+00
-2.41E+00
-2.41E+00
-2.41E+00
-2.41E+00
-2.33E+00
-2.49E+00
-2.49E+00
-2.49E+00
-2.49E+00
-2.49E+00
-2.49E+00
-2.49E+00
-2.49E+00
-2.49E+00
-2.57E+00
-2.57E+00
-2.57E+00
-2.57E+00
-2.57E+00
-2.57E+00
-2.65E+00
-2.65E+00
-2.65E+00
-2.65E+00
-2.65E+00
-2.65E+00
-2.65E+00
-2.65E+00
-2.65E+00
-2.73E+00
-2.65E+00
-2.73E+00
-2.73E+00
-2.73E+00
-2.73E+00
-2.73E+00
-2.73E+00
-2.81E+00
-2.73E+00
-2.81E+00
-2.73E+00
-2.81E+00
-2.81E+00
-2.81E+00
-2.81E+00
-2.81E+00
-2.89E+00
-2.81E+00
-2.89E+00
-2.81E+00
-2.89E+00
-2.81E+00
-2.89E+00
-2.97E+00
-2.89E+00
-2.81E+00
-2.89E+00
-2.81E+00
-2.89E+00
-2.97E+00
-2.89E+00
-2.97E+00
-2.89E+00
-2.89E+00
-2.97E+00
-2.97E+00
-2.97E+00
-2.97E+00
-3.06E+00
-2.97E+00
-2.89E+00
-2.97E+00
-2.89E+00
-2.97E+00
-2.97E+00
-2.97E+00
-2.97E+00
-3.06E+00
-2.97E+00
-3.06E+00
-3.06E+00
-2.97E+00
-3.06E+00
-2.97E+00
-2.97E+00
-3.06E+00
-3.06E+00
-2.97E+00
-2.97E+00
-2.97E+00
-2.97E+00
-2.97E+00
-3.06E+00
-3.06E+00
-2.97E+00
-3.06E+00
-3.06E+00
-2.97E+00
-3.06E+00
-3.06E+00
-3.14E+00
-2.97E+00
-3.14E+00
-3.14E+00
-3.14E+00
-3.06E+00
-3.06E+00
-3.06E+00
-2.97E+00
-2.97E+00
-3.06E+00
-3.06E+00
-3.14E+00
-3.14E+00
-3.06E+00
-3.14E+00
-3.06E+00
-3.06E+00
-3.06E+00
-3.06E+00
-3.06E+00
-3.06E+00
-3.06E+00
-3.06E+00
-2.97E+00
-3.06E+00
-3.06E+00
-3.06E+00
-3.06E+00
-2.97E+00
-2.97E+00
-3.06E+00
-2.97E+00
-2.97E+00
-2.97E+00
-3.06E+00
-2.97E+00
-2.97E+00
-2.89E+00
-3.06E+00
-3.06E+00
-2.97E+00
-2.97E+00
-3.06E+00
-3.06E+00
-2.97E+00
-3.06E+00
-2.97E+00
-2.97E+00
-2.97E+00
-2.97E+00
-2.97E+00
-3.06E+00
-2.89E+00
-2.89E+00
-2.97E+00
-2.89E+00
-2.89E+00
-2.89E+00
-2.89E+00
-2.89E+00
-2.89E+00
-2.89E+00
-2.89E+00
-2.89E+00
-2.81E+00
-2.89E+00
-2.89E+00
-2.89E+00
-2.81E+00
-2.81E+00
-2.73E+00
-2.89E+00
-2.81E+00
-2.81E+00
-2.81E+00
-2.81E+00
-2.81E+00
-2.81E+00
-2.73E+00
-2.65E+00
-2.73E+00
-2.73E+00
-2.73E+00
-2.73E+00
-2.73E+00
-2.73E+00
-2.65E+00
-2.65E+00
-2.65E+00
-2.57E+00
-2.57E+00
-2.65E+00
-2.57E+00
-2.65E+00
-2.57E+00
-2.65E+00
-2.57E+00
-2.57E+00
-2.57E+00
-2.49E+00
-2.57E+00
-2.57E+00
-2.57E+00
-2.49E+00
-2.49E+00
-2.49E+00
-2.49E+00
-2.49E+00
-2.49E+00
-2.41E+00
-2.41E+00
-2.41E+00
-2.41E+00
-2.41E+00
-2.33E+00
-2.33E+00
-2.33E+00
-2.33E+00
-2.33E+00
-2.33E+00
-2.33E+00
-2.33E+00
-2.25E+00
-2.33E+00
-2.25E+00
-2.25E+00
-2.25E+00
-2.17E+00
-2.25E+00
-2.25E+00
-2.25E+00
-2.17E+00
-2.17E+00
-2.17E+00
-2.25E+00
-2.09E+00
-2.17E+00
-2.17E+00
-2.09E+00
-2.01E+00
-2.09E+00
-1.93E+00
-2.01E+00
-2.01E+00
-2.01E+00
-2.01E+00
-1.93E+00
-1.93E+00
-1.93E+00
-1.93E+00
-1.93E+00
-1.93E+00
-1.93E+00
-1.93E+00
-1.85E+00
-1.85E+00
-1.77E+00
-1.77E+00
-1.69E+00
-1.77E+00
-1.77E+00
-1.69E+00
-1.77E+00
-1.69E+00
-1.69E+00
-1.69E+00
-1.69E+00
-1.61E+00
-1.61E+00
-1.61E+00
-1.61E+00
-1.61E+00
-1.61E+00
-1.53E+00
-1.53E+00
-1.53E+00
-1.53E+00
-1.45E+00
-1.45E+00
-1.45E+00
-1.45E+00
-1.37E+00
-1.45E+00
-1.37E+00
-1.37E+00
-1.37E+00
-1.29E+00
-1.29E+00
-1.29E+00
-1.13E+00
-1.29E+00
-1.21E+00
-1.21E+00
-1.21E+00
-1.13E+00
-1.13E+00
-1.21E+00
-1.05E+00
-1.13E+00
-1.13E+00
-1.05E+00
-1.05E+00
-1.05E+00
-1.05E+00
-9.65E-01
-9.65E-01
-9.65E-01
-8.84E-01
-8.84E-01
-9.65E-01
-8.84E-01
-8.84E-01
-9.65E-01
-8.04E-01
-8.04E-01
-8.04E-01
-8.04E-01
-8.04E-01
-8.04E-01
-7.24E-01
-7.24E-01
-6.43E-01
-6.43E-01
-7.24E-01
-6.43E-01
-5.63E-01
-5.63E-01
-6.43E-01
-5.63E-01
-5.63E-01
-5.63E-01
-5.63E-01
-4.82E-01
-4.82E-01
-4.02E-01
-4.82E-01
-4.82E-01
-4.02E-01
-4.02E-01
-4.02E-01
-3.22E-01
-3.22E-01
-3.22E-01
-3.22E-01
-3.22E-01
-2.41E-01
-1.61E-01
-2.41E-01
-2.41E-01
-1.61E-01
-1.61E-01
-8.04E-02
-1.61E-01
-1.61E-01
-8.04E-02
-1.61E-01
0.00E+00
-8.04E-02
0.00E+00
-8.04E-02
0.00E+00
0.00E+00
8.04E-02
8.04E-02
1.61E-01
8.04E-02
1.61E-01
8.04E-02
1.61E-01
1.61E-01
1.61E-01
1.61E-01
1.61E-01
2.41E-01
2.41E-01
2.41E-01
3.22E-01
3.22E-01
3.22E-01
3.22E-01
3.22E-01
4.02E-01
3.22E-01
4.02E-01
4.02E-01
4.82E-01
5.63E-01
4.82E-01
5.63E-01
4.82E-01
5.63E-01
6.43E-01
5.63E-01
5.63E-01
5.63E-01
6.43E-01
6.43E-01
6.43E-01
6.43E-01
7.24E-01
8.04E-01
8.04E-01
8.04E-01
8.04E-01
8.04E-01
8.04E-01
8.04E-01
8.84E-01
8.04E-01
8.84E-01
9.65E-01
8.84E-01
9.65E-01
8.84E-01
9.65E-01
1.05E+00
9.65E-01
1.05E+00
1.05E+00
1.05E+00
1.13E+00
1.05E+00
1.05E+00
1.13E+00
1.13E+00
1.21E+00
1.13E+00
1.21E+00
1.29E+00
1.29E+00
1.29E+00
1.21E+00
1.29E+00
1.29E+00
1.37E+00
1.29E+00
1.29E+00
1.37E+00
1.37E+00
1.37E+00
1.37E+00
1.37E+00
1.37E+00
1.45E+00
1.45E+00
1.53E+00
1.53E+00
1.61E+00
1.53E+00
1.61E+00
1.61E+00
1.61E+00
1.53E+00
1.69E+00
1.61E+00
1.61E+00
1.61E+00
1.69E+00
1.61E+00
1.69E+00
1.77E+00
1.69E+00
1.77E+00
1.77E+00
1.69E+00
1.77E+00
1.77E+00
1.77E+00
1.85E+00
1.85E+00
1.77E+00
1.85E+00
1.85E+00
1.93E+00
1.93E+00
1.93E+00
2.01E+00
1.93E+00
1.93E+00
2.01E+00
2.01E+00
2.01E+00
2.01E+00
2.01E+00
2.09E+00
2.09E+00
2.09E+00
2.09E+00
2.09E+00
2.09E+00
2.17E+00
2.17E+00
2.09E+00
2.17E+00
2.17E+00
2.25E+00
2.25E+00
2.17E+00
2.25E+00
2.25E+00
2.25E+00
2.25E+00
2.25E+00
2.25E+00
2.33E+00
2.25E+00
2.33E+00
2.33E+00
2.33E+00
2.33E+00
2.33E+00
2.33E+00
2.33E+00
2.41E+00
2.33E+00
2.33E+00
2.41E+00
2.41E+00
2.33E+00
2.41E+00
2.49E+00
2.49E+00
2.49E+00
2.49E+00
2.49E+00
2.49E+00
2.49E+00
2.49E+00
2.49E+00
2.57E+00
2.49E+00
2.57E+00
2.57E+00
2.49E+00
2.57E+00
2.49E+00
2.49E+00
2.65E+00
2.57E+00
2.57E+00
2.57E+00
2.57E+00
2.57E+00
2.57E+00
2.57E+00
2.65E+00
2.57E+00
2.65E+00
2.65E+00
2.65E+00
2.65E+00
2.65E+00
2.65E+00
2.73E+00
2.73E+00
2.73E+00
2.65E+00
2.73E+00
2.73E+00
2.81E+00
2.73E+00
2.73E+00
2.73E+00
2.81E+00
2.73E+00
2.73E+00
2.73E+00
2.81E+00
2.65E+00
2.81E+00
2.81E+00
2.81E+00
2.81E+00
2.81E+00
2.81E+00
2.81E+00
2.81E+00
2.73E+00
2.81E+00
2.81E+00
2.81E+00
2.81E+00
2.81E+00
2.81E+00
2.81E+00
2.81E+00
2.81E+00
2.81E+00
2.81E+00
2.81E+00
2.81E+00
2.89E+00
2.89E+00
2.81E+00
2.81E+00
2.81E+00
2.89E+00
2.81E+00
2.81E+00
2.89E+00
2.89E+00
2.81E+00
2.89E+00
2.81E+00
2.81E+00
2.89E+00
2.81E+00
2.81E+00
2.81E+00
2.81E+00
2.89E+00
2.81E+00
2.81E+00
2.89E+00
2.81E+00
2.81E+00
2.81E+00
2.81E+00
2.81E+00
2.89E+00
2.81E+00
2.89E+00
2.81E+00
2.73E+00
2.89E+00
2.81E+00
2.81E+00
2.81E+00
2.81E+00
2.81E+00
2.81E+00
2.81E+00
2.81E+00
2.81E+00
2.81E+00
2.81E+00
2.81E+00
2.81E+00
2.73E+00
2.81E+00
2.81E+00
2.73E+00
2.81E+00
2.73E+00
2.81E+00
2.81E+00
2.73E+00
2.81E+00
2.81E+00
2.73E+00
2.73E+00
2.73E+00
2.73E+00
2.81E+00
2.73E+00
2.73E+00
2.73E+00
2.65E+00
2.65E+00
2.65E+00
2.65E+00
2.65E+00
2.73E+00
2.65E+00
2.73E+00
2.65E+00
2.65E+00
2.57E+00
2.57E+00
2.65E+00
2.65E+00
2.57E+00
2.57E+00
2.57E+00
2.57E+00
2.57E+00
2.57E+00
2.57E+00
2.57E+00
2.57E+00
2.57E+00
2.49E+00
2.57E+00
2.49E+00
2.49E+00
2.41E+00
2.49E+00
2.49E+00
2.49E+00
2.49E+00
2.49E+00
2.49E+00
2.49E+00
2.49E+00
2.49E+00
2.41E+00
2.41E+00
2.41E+00
2.41E+00
2.33E+00
2.41E+00
2.41E+00
2.33E+00
2.33E+00
2.33E+00
2.33E+00
2.33E+00
2.25E+00
2.25E+00
2.25E+00
2.25E+00
2.25E+00
2.25E+00
2.25E+00
2.25E+00
2.25E+00
2.17E+00
2.17E+00
2.25E+00
2.17E+00
2.17E+00
2.09E+00
2.09E+00
2.09E+00
2.09E+00
2.09E+00
2.01E+00
2.09E+00
2.01E+00
2.01E+00
2.01E+00
2.01E+00
2.01E+00
1.93E+00
2.01E+00
1.85E+00
1.93E+00
1.93E+00
1.93E+00
1.93E+00
1.93E+00
1.85E+00
1.93E+00
1.85E+00
1.85E+00
1.85E+00
1.85E+00
1.77E+00
1.77E+00
1.77E+00
1.85E+00
1.85E+00
1.77E+00
1.69E+00
1.69E+00
1.69E+00
1.61E+00
1.69E+00
1.61E+00
1.61E+00
1.61E+00
1.61E+00
1.61E+00
1.61E+00
1.53E+00
1.53E+00
1.45E+00
1.53E+00
1.45E+00
1.45E+00
1.45E+00
1.45E+00
1.45E+00
1.29E+00
1.29E+00
1.37E+00
1.29E+00
1.29E+00
1.29E+00
1.37E+00
1.37E+00
1.29E+00
1.21E+00
1.29E+00
1.29E+00
1.29E+00
1.21E+00
1.13E+00
1.21E+00
1.13E+00
1.13E+00
1.05E+00
1.13E+00
1.05E+00
1.13E+00
1.05E+00
1.05E+00
9.65E-01
9.65E-01
9.65E-01
9.65E-01
1.05E+00
9.65E-01
8.84E-01
8.84E-01
8.84E-01
8.84E-01
8.04E-01
8.84E-01
8.04E-01
8.04E-01
8.04E-01
7.24E-01
7.24E-01
7.24E-01
7.24E-01
7.24E-01
5.63E-01
6.43E-01
6.43E-01
6.43E-01
6.43E-01
5.63E-01
5.63E-01
5.63E-01
5.63E-01
4.82E-01
4.02E-01
4.82E-01
4.82E-01
4.02E-01
4.02E-01
4.02E-01
4.02E-01
3.22E-01
3.22E-01
3.22E-01
4.02E-01
2.41E-01
3.22E-01
2.41E-01
1.61E-01
2.41E-01
1.61E-01
1.61E-01
8.04E-02
1.61E-01
8.04E-02
8.04E-02
8.04E-02
8.04E-02
8.04E-02
8.04E-02
0.00E+00
0.00E+00
0.00E+00
-8.04E-02
-8.04E-02
-8.04E-02
-1.61E-01
-1.61E-01
-8.04E-02
-1.61E-01
-1.61E-01
-1.61E-01
-2.41E-01
-1.61E-01
-1.61E-01
-2.41E-01
-3.22E-01
-3.22E-01
-3.22E-01
-3.22E-01
-3.22E-01
-4.02E-01
-4.02E-01
-4.02E-01
-4.02E-01
-4.02E-01
-4.82E-01
-4.02E-01
-5.63E-01
-4.82E-01
-5.63E-01
-4.82E-01
-5.63E-01
-5.63E-01
-6.43E-01
-6.43E-01
-6.43E-01
-6.43E-01
-7.24E-01
-6.43E-01
-7.24E-01
-8.04E-01
-7.24E-01
-8.04E-01
-8.04E-01
-8.04E-01
-8.04E-01
-8.84E-01
-8.84E-01
-8.84E-01
-9.65E-01
-8.84E-01
-8.84E-01
-8.84E-01
-9.65E-01
-9.65E-01
-1.05E+00
-1.05E+00
-9.65E-01
-1.05E+00
-1.05E+00
-1.13E+00
-1.13E+00
-1.21E+00
-1.21E+00
-1.21E+00
-1.21E+00
-1.21E+00
-1.21E+00
-1.29E+00
-1.29E+00
-1.29E+00
-1.37E+00
-1.29E+00
-1.37E+00
-1.37E+00
-1.37E+00
-1.37E+00
-1.37E+00
-1.45E+00
-1.37E+00
-1.53E+00
-1.45E+00
-1.53E+00
-1.53E+00
-1.53E+00
-1.53E+00
-1.53E+00
-1.53E+00
-1.61E+00
-1.61E+00
-1.61E+00
-1.69E+00
-1.69E+00
-1.69E+00
-1.69E+00
-1.69E+00
-1.69E+00
-1.77E+00
-1.69E+00
-1.77E+00
-1.77E+00
-1.77E+00
-1.77E+00
-1.85E+00
-1.85E+00
-1.85E+00
-1.85E+00
-1.85E+00
-1.93E+00
-1.93E+00
-1.85E+00
-1.93E+00
-2.01E+00
-1.93E+00
-1.93E+00
-2.01E+00
-2.01E+00
-2.01E+00
-2.09E+00
-2.09E+00
-2.01E+00
-2.01E+00
-2.09E+00
-2.09E+00
-2.17E+00
-2.17E+00
-2.17E+00
-2.17E+00
-2.17E+00
-2.25E+00
-2.25E+00
-2.17E+00
-2.25E+00
-2.25E+00
-2.17E+00
-2.25E+00
-2.25E+00
-2.33E+00
-2.33E+00
-2.33E+00
-2.33E+00
-2.33E+00
-2.41E+00
-2.33E+00
-2.33E+00
-2.41E+00
-2.41E+00
-2.41E+00
-2.49E+00
-2.49E+00
-2.41E+00
-2.49E+00
-2.49E+00
-2.49E+00
-2.57E+00
-2.49E+00
-2.49E+00
-2.49E+00
-2.49E+00
-2.49E+00
-2.57E+00
-2.57E+00
-2.65E+00
-2.57E+00
-2.65E+00
-2.57E+00
-2.57E+00
-2.65E+00
-2.65E+00
-2.65E+00
-2.65E+00
-2.65E+00
-2.65E+00
-2.65E+00
-2.65E+00
-2.65E+00
-2.73E+00
-2.73E+00
-2.73E+00
-2.81E+00
-2.73E+00
-2.73E+00
-2.65E+00
-2.73E+00
-2.81E+00
-2.81E+00
-2.81E+00
-2.81E+00
-2.81E+00
-2.81E+00
-2.81E+00
-2.81E+00
-2.81E+00
-2.89E+00
-2.89E+00
-2.89E+00
-2.81E+00
-2.97E+00
-2.89E+00
-2.89E+00
-2.89E+00
-2.89E+00
-2.89E+00
-2.89E+00
-2.89E+00
-2.89E+00
-2.89E+00
-2.89E+00
-2.89E+00
-2.97E+00
-2.89E+00
-2.97E+00
-2.97E+00
-2.97E+00
-2.97E+00
-2.97E+00
-2.89E+00
-2.97E+00
-2.97E+00
-2.89E+00
-3.06E+00
-2.97E+00
-2.97E+00
-3.06E+00
-2.97E+00
-2.97E+00
-3.06E+00
-3.06E+00
-3.06E+00
-2.89E+00
-2.97E+00
-3.06E+00
-2.89E+00
-2.97E+00
-2.97E+00
-3.06E+00
-3.06E+00
-3.06E+00
-2.97E+00
-3.06E+00
-3.14E+00
-3.06E+00
-3.06E+00
-3.06E+00
-3.06E+00
-3.06E+00
-2.97E+00
-3.06E+00
-3.06E+00
-3.14E+00
-2.97E+00
-3.06E+00
-3.06E+00
-3.06E+00
-3.06E+00
-3.06E+00
-2.97E+00
-3.06E+00
-3.14E+00
-3.06E+00
-3.06E+00
-3.06E+00
-3.06E+00
-3.06E+00
-3.06E+00
-3.06E+00
-3.06E+00
-2.97E+00
-3.06E+00
-3.14E+00
-2.97E+00
-3.06E+00
-3.06E+00
-3.06E+00
-2.97E+00
-2.97E+00
-3.06E+00
-3.14E+00
-2.97E+00
-2.97E+00
-3.06E+00
-2.97E+00
-3.06E+00
-3.06E+00
-3.06E+00
-2.97E+00
-2.97E+00
-3.06E+00
-3.06E+00
-3.06E+00
-2.89E+00
-2.97E+00
-2.97E+00
-2.89E+00
-2.97E+00
-2.97E+00
-2.97E+00
-2.89E+00
-2.97E+00
-2.89E+00
-2.89E+00
-2.97E+00
-2.89E+00
-2.97E+00
-2.89E+00
-2.89E+00
-2.89E+00
-2.89E+00
-2.89E+00
-2.81E+00
-2.81E+00
-2.81E+00
-2.81E+00
-2.81E+00
-2.89E+00
-2.89E+00
-2.81E+00
-2.81E+00
-2.81E+00
-2.81E+00
-2.73E+00
-2.81E+00
-2.73E+00
-2.73E+00
-2.81E+00
-2.81E+00
-2.73E+00
-2.81E+00
-2.73E+00
-2.73E+00
-2.73E+00
-2.73E+00
-2.65E+00
-2.65E+00
-2.65E+00
-2.65E+00
-2.57E+00
-2.65E+00
-2.65E+00
-2.57E+00
-2.65E+00
-2.65E+00
-2.57E+00
-2.57E+00
-2.57E+00
-2.57E+00
-2.49E+00
-2.57E+00
-2.49E+00
-2.57E+00
-2.49E+00
-2.49E+00
-2.41E+00
-2.49E+00
-2.49E+00
-2.49E+00
-2.41E+00
-2.49E+00
-2.41E+00
-2.41E+00
-2.33E+00
-2.41E+00
-2.41E+00
-2.41E+00
-2.33E+00
-2.33E+00
-2.33E+00
-2.33E+00
-2.25E+00
-2.25E+00
-2.25E+00
-2.25E+00
-2.17E+00
-2.25E+00
-2.17E+00
-2.17E+00
-2.25E+00
-2.17E+00
-2.17E+00
-2.17E+00
-2.17E+00
-2.17E+00
-2.09E+00
-2.09E+00
-2.09E+00
-2.09E+00
-2.09E+00
-2.01E+00
-2.01E+00
-2.01E+00
-2.01E+00
-2.01E+00
-2.01E+00
-2.01E+00
-1.93E+00
-1.93E+00
-1.93E+00
-1.85E+00
-1.85E+00
-1.85E+00
-1.85E+00
-1.85E+00
-1.77E+00
-1.85E+00
-1.85E+00
-1.77E+00
-1.77E+00
-1.77E+00
-1.69E+00
-1.69E+00
-1.61E+00
-1.69E+00
-1.61E+00
-1.61E+00
-1.61E+00
-1.61E+00
-1.61E+00
-1.61E+00
-1.53E+00
-1.61E+00
-1.53E+00
-1.53E+00
-1.53E+00
-1.53E+00
-1.45E+00
-1.45E+00
-1.45E+00
-1.45E+00
-1.37E+00
-1.45E+00
-1.37E+00
-1.29E+00
-1.29E+00
-1.37E+00
-1.29E+00
-1.29E+00
-1.29E+00
-1.21E+00
-1.29E+00
-1.21E+00
-1.13E+00
-1.13E+00
-1.13E+00
-1.13E+00
-1.13E+00
-1.05E+00
-1.13E+00
-1.05E+00
-1.05E+00
-1.05E+00
-9.65E-01
-1.05E+00
-9.65E-01
-8.84E-01
-8.84E-01
-8.84E-01
-9.65E-01
-8.84E-01
-8.84E-01
-8.04E-01
-8.04E-01
-8.04E-01
-7.24E-01
-8.04E-01
-7.24E-01
-7.24E-01
-7.24E-01
-7.24E-01
-5.63E-01
-6.43E-01
-6.43E-01
-6.43E-01
-5.63E-01
-6.43E-01
-5.63E-01
-5.63E-01
-5.63E-01
-5.63E-01
-4.82E-01
-4.82E-01
-4.82E-01
-4.02E-01
-4.02E-01
-4.02E-01
-4.02E-01
-3.22E-01
-3.22E-01
-3.22E-01
-2.41E-01
-2.41E-01
-2.41E-01
-2.41E-01
-2.41E-01
-2.41E-01
-1.61E-01
-1.61E-01
-2.41E-01
-2.41E-01
-8.04E-02
-8.04E-02
-8.04E-02
-8.04E-02
-8.04E-02
0.00E+00
0.00E+00
0.00E+00
0.00E+00];
y=[0.00E+00
0.00E+00
8.04E-02
8.04E-02
8.04E-02
8.04E-02
1.61E-01
1.61E-01
1.61E-01
2.41E-01
2.41E-01
1.61E-01
1.61E-01
2.41E-01
2.41E-01
2.41E-01
3.22E-01
3.22E-01
3.22E-01
3.22E-01
3.22E-01
4.02E-01
4.02E-01
4.02E-01
3.22E-01
4.02E-01
4.02E-01
4.02E-01
4.02E-01
4.82E-01
4.82E-01
4.82E-01
4.02E-01
4.82E-01
4.82E-01
4.82E-01
5.63E-01
5.63E-01
4.82E-01
5.63E-01
4.82E-01
5.63E-01
4.02E-01
4.82E-01
4.82E-01
5.63E-01
4.82E-01
4.82E-01
4.82E-01
5.63E-01
4.82E-01
5.63E-01
4.82E-01
5.63E-01
4.82E-01
5.63E-01
4.82E-01
4.82E-01
5.63E-01
5.63E-01
4.82E-01
4.82E-01
4.82E-01
6.43E-01
5.63E-01
6.43E-01
4.82E-01
4.82E-01
5.63E-01
5.63E-01
5.63E-01
5.63E-01
5.63E-01
5.63E-01
5.63E-01
4.82E-01
4.82E-01
5.63E-01
5.63E-01
5.63E-01
5.63E-01
5.63E-01
5.63E-01
5.63E-01
5.63E-01
5.63E-01
4.82E-01
5.63E-01
6.43E-01
5.63E-01
5.63E-01
5.63E-01
5.63E-01
5.63E-01
6.43E-01
6.43E-01
5.63E-01
5.63E-01
5.63E-01
6.43E-01
5.63E-01
5.63E-01
5.63E-01
5.63E-01
5.63E-01
5.63E-01
4.82E-01
6.43E-01
5.63E-01
6.43E-01
5.63E-01
5.63E-01
5.63E-01
5.63E-01
5.63E-01
5.63E-01
6.43E-01
5.63E-01
6.43E-01
4.82E-01
6.43E-01
5.63E-01
5.63E-01
5.63E-01
6.43E-01
6.43E-01
6.43E-01
5.63E-01
6.43E-01
6.43E-01
5.63E-01
6.43E-01
5.63E-01
6.43E-01
5.63E-01
5.63E-01
5.63E-01
6.43E-01
4.82E-01
5.63E-01
5.63E-01
5.63E-01
6.43E-01
6.43E-01
5.63E-01
5.63E-01
5.63E-01
6.43E-01
5.63E-01
6.43E-01
5.63E-01
6.43E-01
5.63E-01
6.43E-01
5.63E-01
5.63E-01
5.63E-01
5.63E-01
6.43E-01
6.43E-01
6.43E-01
5.63E-01
5.63E-01
7.24E-01
5.63E-01
6.43E-01
6.43E-01
5.63E-01
5.63E-01
6.43E-01
6.43E-01
5.63E-01
5.63E-01
6.43E-01
6.43E-01
5.63E-01
5.63E-01
5.63E-01
5.63E-01
7.24E-01
6.43E-01
6.43E-01
5.63E-01
6.43E-01
5.63E-01
5.63E-01
5.63E-01
6.43E-01
5.63E-01
6.43E-01
6.43E-01
6.43E-01
5.63E-01
5.63E-01
5.63E-01
5.63E-01
6.43E-01
6.43E-01
5.63E-01
6.43E-01
6.43E-01
5.63E-01
6.43E-01
5.63E-01
6.43E-01
5.63E-01
6.43E-01
6.43E-01
5.63E-01
5.63E-01
6.43E-01
6.43E-01
5.63E-01
6.43E-01
6.43E-01
6.43E-01
6.43E-01
6.43E-01
5.63E-01
6.43E-01
5.63E-01
5.63E-01
6.43E-01
6.43E-01
6.43E-01
5.63E-01
5.63E-01
6.43E-01
6.43E-01
5.63E-01
5.63E-01
6.43E-01
5.63E-01
5.63E-01
6.43E-01
6.43E-01
5.63E-01
5.63E-01
5.63E-01
5.63E-01
6.43E-01
5.63E-01
5.63E-01
6.43E-01
6.43E-01
5.63E-01
5.63E-01
6.43E-01
6.43E-01
6.43E-01
5.63E-01
6.43E-01
5.63E-01
7.24E-01
6.43E-01
5.63E-01
6.43E-01
6.43E-01
6.43E-01
5.63E-01
5.63E-01
6.43E-01
6.43E-01
5.63E-01
5.63E-01
6.43E-01
6.43E-01
6.43E-01
6.43E-01
6.43E-01
6.43E-01
5.63E-01
6.43E-01
5.63E-01
6.43E-01
5.63E-01
5.63E-01
5.63E-01
5.63E-01
6.43E-01
5.63E-01
5.63E-01
6.43E-01
5.63E-01
6.43E-01
6.43E-01
5.63E-01
6.43E-01
6.43E-01
5.63E-01
5.63E-01
5.63E-01
6.43E-01
5.63E-01
6.43E-01
6.43E-01
5.63E-01
5.63E-01
5.63E-01
5.63E-01
6.43E-01
6.43E-01
6.43E-01
5.63E-01
6.43E-01
5.63E-01
5.63E-01
5.63E-01
6.43E-01
6.43E-01
5.63E-01
6.43E-01
6.43E-01
5.63E-01
6.43E-01
6.43E-01
5.63E-01
5.63E-01
6.43E-01
5.63E-01
6.43E-01
6.43E-01
6.43E-01
6.43E-01
6.43E-01
6.43E-01
5.63E-01
6.43E-01
6.43E-01
6.43E-01
5.63E-01
5.63E-01
6.43E-01
6.43E-01
5.63E-01
6.43E-01
6.43E-01
6.43E-01
6.43E-01
6.43E-01
6.43E-01
6.43E-01
5.63E-01
6.43E-01
6.43E-01
5.63E-01
5.63E-01
6.43E-01
6.43E-01
6.43E-01
6.43E-01
6.43E-01
5.63E-01
6.43E-01
4.82E-01
6.43E-01
5.63E-01
5.63E-01
5.63E-01
4.82E-01
5.63E-01
6.43E-01
6.43E-01
5.63E-01
5.63E-01
5.63E-01
5.63E-01
5.63E-01
5.63E-01
5.63E-01
6.43E-01
5.63E-01
5.63E-01
6.43E-01
5.63E-01
5.63E-01
4.82E-01
6.43E-01
6.43E-01
5.63E-01
5.63E-01
5.63E-01
5.63E-01
6.43E-01
5.63E-01
6.43E-01
5.63E-01
5.63E-01
5.63E-01
5.63E-01
5.63E-01
5.63E-01
5.63E-01
5.63E-01
5.63E-01
5.63E-01
5.63E-01
6.43E-01
5.63E-01
5.63E-01
5.63E-01
5.63E-01
5.63E-01
5.63E-01
5.63E-01
5.63E-01
5.63E-01
5.63E-01
6.43E-01
5.63E-01
5.63E-01
5.63E-01
5.63E-01
4.82E-01
5.63E-01
5.63E-01
5.63E-01
5.63E-01
5.63E-01
5.63E-01
5.63E-01
4.82E-01
5.63E-01
4.82E-01
5.63E-01
5.63E-01
5.63E-01
6.43E-01
4.82E-01
5.63E-01
5.63E-01
5.63E-01
6.43E-01
4.82E-01
4.82E-01
4.82E-01
5.63E-01
5.63E-01
5.63E-01
5.63E-01
4.82E-01
5.63E-01
4.82E-01
4.82E-01
4.82E-01
5.63E-01
5.63E-01
4.82E-01
4.82E-01
4.82E-01
4.82E-01
4.82E-01
4.82E-01
4.82E-01
5.63E-01
4.82E-01
4.82E-01
4.82E-01
4.02E-01
4.82E-01
4.02E-01
4.02E-01
4.82E-01
4.02E-01
4.02E-01
4.02E-01
4.02E-01
3.22E-01
4.02E-01
3.22E-01
3.22E-01
4.02E-01
3.22E-01
3.22E-01
3.22E-01
3.22E-01
3.22E-01
2.41E-01
2.41E-01
1.61E-01
2.41E-01
2.41E-01
2.41E-01
1.61E-01
1.61E-01
1.61E-01
8.04E-02
8.04E-02
8.04E-02
8.04E-02
8.04E-02
0.00E+00
0.00E+00
0.00E+00
0.00E+00
0.00E+00
-8.04E-02
-8.04E-02
-8.04E-02
-8.04E-02
-8.04E-02
-1.61E-01
-1.61E-01
-1.61E-01
-3.22E-01
-1.61E-01
-2.41E-01
-2.41E-01
-3.22E-01
-3.22E-01
-2.41E-01
-3.22E-01
-4.02E-01
-3.22E-01
-3.22E-01
-4.02E-01
-4.02E-01
-4.82E-01
-4.82E-01
-4.02E-01
-4.02E-01
-5.63E-01
-4.82E-01
-4.82E-01
-5.63E-01
-5.63E-01
-5.63E-01
-5.63E-01
-5.63E-01
-5.63E-01
-6.43E-01
-6.43E-01
-5.63E-01
-6.43E-01
-7.24E-01
-7.24E-01
-7.24E-01
-7.24E-01
-8.04E-01
-8.04E-01
-7.24E-01
-8.84E-01
-8.84E-01
-8.04E-01
-8.84E-01
-8.84E-01
-8.84E-01
-8.84E-01
-9.65E-01
-9.65E-01
-9.65E-01
-8.84E-01
-9.65E-01
-9.65E-01
-1.05E+00
-1.05E+00
-1.05E+00
-1.13E+00
-1.05E+00
-1.05E+00
-1.13E+00
-1.13E+00
-1.05E+00
-1.13E+00
-1.21E+00
-1.13E+00
-1.21E+00
-1.13E+00
-1.21E+00
-1.21E+00
-1.21E+00
-1.29E+00
-1.29E+00
-1.29E+00
-1.37E+00
-1.37E+00
-1.37E+00
-1.37E+00
-1.45E+00
-1.45E+00
-1.37E+00
-1.45E+00
-1.45E+00
-1.45E+00
-1.53E+00
-1.53E+00
-1.53E+00
-1.45E+00
-1.53E+00
-1.45E+00
-1.61E+00
-1.61E+00
-1.61E+00
-1.61E+00
-1.69E+00
-1.61E+00
-1.61E+00
-1.61E+00
-1.69E+00
-1.69E+00
-1.77E+00
-1.77E+00
-1.69E+00
-1.77E+00
-1.77E+00
-1.77E+00
-1.77E+00
-1.77E+00
-1.77E+00
-1.85E+00
-1.85E+00
-1.85E+00
-1.85E+00
-1.85E+00
-1.93E+00
-1.85E+00
-1.93E+00
-1.85E+00
-1.93E+00
-1.93E+00
-2.01E+00
-2.01E+00
-2.01E+00
-2.01E+00
-2.01E+00
-2.09E+00
-2.09E+00
-2.09E+00
-2.01E+00
-2.09E+00
-2.09E+00
-2.09E+00
-2.09E+00
-2.09E+00
-2.17E+00
-2.09E+00
-2.17E+00
-2.17E+00
-2.17E+00
-2.09E+00
-2.17E+00
-2.17E+00
-2.25E+00
-2.25E+00
-2.25E+00
-2.25E+00
-2.25E+00
-2.25E+00
-2.25E+00
-2.25E+00
-2.33E+00
-2.25E+00
-2.33E+00
-2.33E+00
-2.33E+00
-2.33E+00
-2.41E+00
-2.33E+00
-2.33E+00
-2.33E+00
-2.41E+00
-2.33E+00
-2.41E+00
-2.41E+00
-2.49E+00
-2.41E+00
-2.49E+00
-2.49E+00
-2.49E+00
-2.41E+00
-2.57E+00
-2.49E+00
-2.49E+00
-2.49E+00
-2.49E+00
-2.49E+00
-2.49E+00
-2.49E+00
-2.57E+00
-2.49E+00
-2.49E+00
-2.57E+00
-2.57E+00
-2.57E+00
-2.49E+00
-2.57E+00
-2.65E+00
-2.57E+00
-2.57E+00
-2.65E+00
-2.65E+00
-2.65E+00
-2.65E+00
-2.65E+00
-2.65E+00
-2.57E+00
-2.57E+00
-2.65E+00
-2.73E+00
-2.65E+00
-2.65E+00
-2.65E+00
-2.65E+00
-2.65E+00
-2.65E+00
-2.65E+00
-2.65E+00
-2.73E+00
-2.65E+00
-2.65E+00
-2.73E+00
-2.65E+00
-2.73E+00
-2.73E+00
-2.73E+00
-2.73E+00
-2.73E+00
-2.73E+00
-2.73E+00
-2.73E+00
-2.73E+00
-2.73E+00
-2.81E+00
-2.81E+00
-2.81E+00
-2.73E+00
-2.81E+00
-2.73E+00
-2.73E+00
-2.73E+00
-2.81E+00
-2.73E+00
-2.73E+00
-2.81E+00
-2.81E+00
-2.81E+00
-2.73E+00
-2.73E+00
-2.89E+00
-2.73E+00
-2.81E+00
-2.89E+00
-2.73E+00
-2.81E+00
-2.81E+00
-2.73E+00
-2.81E+00
-2.81E+00
-2.73E+00
-2.81E+00
-2.81E+00
-2.81E+00
-2.81E+00
-2.81E+00
-2.73E+00
-2.81E+00
-2.81E+00
-2.81E+00
-2.73E+00
-2.73E+00
-2.73E+00
-2.81E+00
-2.73E+00
-2.73E+00
-2.73E+00
-2.81E+00
-2.81E+00
-2.73E+00
-2.73E+00
-2.73E+00
-2.81E+00
-2.73E+00
-2.73E+00
-2.73E+00
-2.65E+00
-2.65E+00
-2.73E+00
-2.73E+00
-2.73E+00
-2.73E+00
-2.73E+00
-2.65E+00
-2.73E+00
-2.73E+00
-2.73E+00
-2.65E+00
-2.65E+00
-2.65E+00
-2.57E+00
-2.65E+00
-2.73E+00
-2.65E+00
-2.65E+00
-2.65E+00
-2.65E+00
-2.65E+00
-2.65E+00
-2.65E+00
-2.65E+00
-2.57E+00
-2.65E+00
-2.65E+00
-2.65E+00
-2.57E+00
-2.57E+00
-2.57E+00
-2.57E+00
-2.57E+00
-2.65E+00
-2.57E+00
-2.57E+00
-2.49E+00
-2.57E+00
-2.49E+00
-2.49E+00
-2.49E+00
-2.49E+00
-2.49E+00
-2.49E+00
-2.49E+00
-2.49E+00
-2.49E+00
-2.49E+00
-2.49E+00
-2.41E+00
-2.49E+00
-2.41E+00
-2.41E+00
-2.41E+00
-2.41E+00
-2.41E+00
-2.41E+00
-2.41E+00
-2.41E+00
-2.41E+00
-2.33E+00
-2.41E+00
-2.33E+00
-2.41E+00
-2.41E+00
-2.25E+00
-2.25E+00
-2.33E+00
-2.25E+00
-2.25E+00
-2.25E+00
-2.25E+00
-2.25E+00
-2.25E+00
-2.25E+00
-2.25E+00
-2.17E+00
-2.17E+00
-2.17E+00
-2.17E+00
-2.17E+00
-2.09E+00
-2.01E+00
-2.09E+00
-2.09E+00
-2.09E+00
-2.01E+00
-2.09E+00
-2.09E+00
-2.01E+00
-2.01E+00
-2.01E+00
-2.01E+00
-2.01E+00
-1.93E+00
-1.93E+00
-2.01E+00
-1.93E+00
-1.93E+00
-1.93E+00
-1.93E+00
-1.93E+00
-1.85E+00
-1.93E+00
-1.85E+00
-1.85E+00
-1.85E+00
-1.85E+00
-1.85E+00
-1.77E+00
-1.85E+00
-1.77E+00
-1.77E+00
-1.77E+00
-1.69E+00
-1.69E+00
-1.69E+00
-1.69E+00
-1.69E+00
-1.61E+00
-1.69E+00
-1.61E+00
-1.69E+00
-1.61E+00
-1.61E+00
-1.53E+00
-1.53E+00
-1.53E+00
-1.53E+00
-1.45E+00
-1.53E+00
-1.45E+00
-1.45E+00
-1.45E+00
-1.45E+00
-1.45E+00
-1.45E+00
-1.37E+00
-1.37E+00
-1.45E+00
-1.37E+00
-1.29E+00
-1.37E+00
-1.29E+00
-1.21E+00
-1.37E+00
-1.29E+00
-1.29E+00
-1.21E+00
-1.21E+00
-1.13E+00
-1.21E+00
-1.21E+00
-1.13E+00
-1.13E+00
-1.13E+00
-1.13E+00
-1.13E+00
-1.13E+00
-1.13E+00
-9.65E-01
-9.65E-01
-1.05E+00
-9.65E-01
-9.65E-01
-9.65E-01
-9.65E-01
-8.84E-01
-8.84E-01
-8.84E-01
-8.84E-01
-8.84E-01
-8.04E-01
-8.04E-01
-8.84E-01
-8.04E-01
-8.04E-01
-6.43E-01
-7.24E-01
-7.24E-01
-7.24E-01
-6.43E-01
-7.24E-01
-7.24E-01
-6.43E-01
-5.63E-01
-5.63E-01
-5.63E-01
-5.63E-01
-6.43E-01
-5.63E-01
-5.63E-01
-4.82E-01
-4.82E-01
-4.82E-01
-4.02E-01
-4.02E-01
-4.02E-01
-4.02E-01
-3.22E-01
-4.02E-01
-4.02E-01
-3.22E-01
-3.22E-01
-4.02E-01
-4.02E-01
-2.41E-01
-2.41E-01
-2.41E-01
-1.61E-01
-1.61E-01
-2.41E-01
-2.41E-01
-1.61E-01
-8.04E-02
-1.61E-01
-1.61E-01
-8.04E-02
0.00E+00
-8.04E-02
0.00E+00
0.00E+00
-8.04E-02
0.00E+00
0.00E+00
0.00E+00
8.04E-02
8.04E-02
8.04E-02
0.00E+00
8.04E-02
8.04E-02
1.61E-01
1.61E-01
1.61E-01
1.61E-01
1.61E-01
3.22E-01
3.22E-01
1.61E-01
3.22E-01
3.22E-01
3.22E-01
3.22E-01
3.22E-01
3.22E-01
4.02E-01
3.22E-01
3.22E-01
3.22E-01
4.02E-01
4.02E-01
4.02E-01
4.82E-01
4.02E-01
4.82E-01
4.82E-01
4.82E-01
4.82E-01
4.82E-01
4.02E-01
5.63E-01
4.82E-01
4.82E-01
4.82E-01
4.82E-01
4.82E-01
4.82E-01
6.43E-01
4.82E-01
5.63E-01
5.63E-01
5.63E-01
5.63E-01
4.82E-01
5.63E-01
5.63E-01
4.82E-01
4.82E-01
4.82E-01
5.63E-01
4.82E-01
5.63E-01
5.63E-01
4.82E-01
5.63E-01
4.82E-01
5.63E-01
4.82E-01
5.63E-01
5.63E-01
4.82E-01
5.63E-01
5.63E-01
5.63E-01
4.82E-01
5.63E-01
5.63E-01
5.63E-01
4.82E-01
5.63E-01
5.63E-01
5.63E-01
5.63E-01
4.82E-01
5.63E-01
5.63E-01
4.82E-01
6.43E-01
4.82E-01
5.63E-01
5.63E-01
6.43E-01
5.63E-01
4.82E-01
4.82E-01
5.63E-01
4.82E-01
5.63E-01
5.63E-01
4.82E-01
5.63E-01
5.63E-01
6.43E-01
5.63E-01
5.63E-01
5.63E-01
5.63E-01
6.43E-01
5.63E-01
5.63E-01
6.43E-01
5.63E-01
5.63E-01
6.43E-01
5.63E-01
5.63E-01
5.63E-01
5.63E-01
6.43E-01
6.43E-01
6.43E-01
5.63E-01
5.63E-01
5.63E-01
6.43E-01
5.63E-01
6.43E-01
5.63E-01
6.43E-01
5.63E-01
5.63E-01
5.63E-01
6.43E-01
6.43E-01
5.63E-01
6.43E-01
6.43E-01
6.43E-01
5.63E-01
5.63E-01
5.63E-01
4.82E-01
5.63E-01
5.63E-01
6.43E-01
6.43E-01
6.43E-01
5.63E-01
5.63E-01
5.63E-01
5.63E-01
5.63E-01
6.43E-01
5.63E-01
6.43E-01
5.63E-01
5.63E-01
5.63E-01
5.63E-01
6.43E-01
6.43E-01
6.43E-01
5.63E-01
5.63E-01
6.43E-01
6.43E-01
5.63E-01
6.43E-01
5.63E-01
6.43E-01
5.63E-01
5.63E-01
6.43E-01
6.43E-01
5.63E-01
5.63E-01
5.63E-01
6.43E-01
6.43E-01
5.63E-01
6.43E-01
5.63E-01
6.43E-01
5.63E-01
6.43E-01
7.24E-01
5.63E-01
6.43E-01
5.63E-01
5.63E-01
6.43E-01
5.63E-01
5.63E-01
6.43E-01
5.63E-01
4.82E-01
6.43E-01
5.63E-01
6.43E-01
6.43E-01
6.43E-01
5.63E-01
5.63E-01
5.63E-01
6.43E-01
5.63E-01
5.63E-01
5.63E-01
5.63E-01
6.43E-01
5.63E-01
5.63E-01
5.63E-01
5.63E-01
6.43E-01
5.63E-01
6.43E-01
6.43E-01
5.63E-01
6.43E-01
6.43E-01
4.82E-01
6.43E-01
6.43E-01
6.43E-01
6.43E-01
5.63E-01
5.63E-01
5.63E-01
5.63E-01
6.43E-01
5.63E-01
5.63E-01
6.43E-01
6.43E-01
6.43E-01
5.63E-01
6.43E-01
6.43E-01
5.63E-01
7.24E-01
5.63E-01
6.43E-01
5.63E-01
5.63E-01
6.43E-01
6.43E-01
6.43E-01
6.43E-01
5.63E-01
5.63E-01
5.63E-01
5.63E-01
7.24E-01
5.63E-01
5.63E-01
6.43E-01
6.43E-01
5.63E-01
6.43E-01
5.63E-01
6.43E-01
5.63E-01
5.63E-01
6.43E-01
5.63E-01
5.63E-01
5.63E-01
6.43E-01
6.43E-01
6.43E-01
5.63E-01
6.43E-01
6.43E-01
6.43E-01
6.43E-01
6.43E-01
6.43E-01
5.63E-01
5.63E-01
6.43E-01
5.63E-01
6.43E-01
6.43E-01
5.63E-01
5.63E-01
6.43E-01
6.43E-01
5.63E-01
5.63E-01
6.43E-01
6.43E-01
5.63E-01
6.43E-01
6.43E-01
6.43E-01
5.63E-01
5.63E-01
5.63E-01
5.63E-01
6.43E-01
6.43E-01
5.63E-01
5.63E-01
5.63E-01
6.43E-01
5.63E-01
5.63E-01
6.43E-01
5.63E-01
5.63E-01
5.63E-01
6.43E-01
6.43E-01
5.63E-01
5.63E-01
5.63E-01
5.63E-01
5.63E-01
6.43E-01
5.63E-01
6.43E-01
5.63E-01
5.63E-01
6.43E-01
5.63E-01
5.63E-01
5.63E-01
6.43E-01
6.43E-01
5.63E-01
6.43E-01
5.63E-01
6.43E-01
6.43E-01
5.63E-01
6.43E-01
5.63E-01
5.63E-01
5.63E-01
7.24E-01
5.63E-01
6.43E-01
6.43E-01
5.63E-01
5.63E-01
5.63E-01
5.63E-01
5.63E-01
5.63E-01
6.43E-01
5.63E-01
6.43E-01
5.63E-01
5.63E-01
6.43E-01
5.63E-01
5.63E-01
6.43E-01
6.43E-01
5.63E-01
6.43E-01
6.43E-01
6.43E-01
5.63E-01
5.63E-01
5.63E-01
6.43E-01
5.63E-01
6.43E-01
5.63E-01
6.43E-01
5.63E-01
5.63E-01
6.43E-01
5.63E-01
5.63E-01
5.63E-01
5.63E-01
5.63E-01
6.43E-01
6.43E-01
4.82E-01
5.63E-01
6.43E-01
6.43E-01
5.63E-01
5.63E-01
6.43E-01
6.43E-01
5.63E-01
5.63E-01
6.43E-01
5.63E-01
5.63E-01
5.63E-01
5.63E-01
5.63E-01
6.43E-01
6.43E-01
5.63E-01
4.82E-01
4.82E-01
5.63E-01
5.63E-01
5.63E-01
5.63E-01
5.63E-01
4.82E-01
4.82E-01
5.63E-01
5.63E-01
5.63E-01
5.63E-01
6.43E-01
5.63E-01
6.43E-01
5.63E-01
6.43E-01
5.63E-01
5.63E-01
5.63E-01
5.63E-01
5.63E-01
5.63E-01
5.63E-01
4.82E-01
4.82E-01
5.63E-01
5.63E-01
5.63E-01
5.63E-01
5.63E-01
4.82E-01
5.63E-01
4.82E-01
4.82E-01
4.82E-01
5.63E-01
4.82E-01
5.63E-01
4.82E-01
5.63E-01
4.82E-01
4.82E-01
4.82E-01
5.63E-01
4.82E-01
5.63E-01
5.63E-01
4.82E-01
5.63E-01
4.02E-01
4.82E-01
4.82E-01
4.82E-01
4.82E-01
5.63E-01
5.63E-01
4.82E-01
4.82E-01
4.82E-01
4.82E-01
4.82E-01
4.02E-01
4.82E-01
4.02E-01
4.82E-01
4.82E-01
4.02E-01
4.02E-01
4.02E-01
4.82E-01
3.22E-01
3.22E-01
3.22E-01
3.22E-01
3.22E-01
3.22E-01
2.41E-01
2.41E-01
1.61E-01
2.41E-01
2.41E-01
1.61E-01
2.41E-01
2.41E-01
1.61E-01
1.61E-01
1.61E-01
8.04E-02
8.04E-02
8.04E-02
8.04E-02
0.00E+00
0.00E+00
0.00E+00
0.00E+00
0.00E+00
0.00E+00
-8.04E-02
0.00E+00
0.00E+00
-8.04E-02
-1.61E-01
-8.04E-02
-1.61E-01
-2.41E-01
-1.61E-01
-1.61E-01
-2.41E-01
-2.41E-01
-3.22E-01
-3.22E-01
-3.22E-01
-3.22E-01
-4.02E-01
-3.22E-01
-4.02E-01
-3.22E-01
-4.02E-01
-4.02E-01
-4.02E-01
-4.02E-01
-4.82E-01
-4.82E-01
-5.63E-01
-4.82E-01
-5.63E-01
-5.63E-01
-5.63E-01
-5.63E-01
-5.63E-01
-6.43E-01
-6.43E-01
-6.43E-01
-6.43E-01
-6.43E-01
-6.43E-01
-7.24E-01
-7.24E-01
-7.24E-01
-7.24E-01
-8.04E-01
-8.04E-01
-8.84E-01
-8.04E-01
-8.04E-01
-8.84E-01
-8.84E-01
-8.84E-01
-9.65E-01
-9.65E-01
-8.84E-01
-9.65E-01
-9.65E-01
-9.65E-01
-9.65E-01
-1.05E+00
-1.13E+00
-9.65E-01
-1.05E+00
-1.05E+00
-1.13E+00
-1.13E+00
-1.13E+00
-1.13E+00
-1.13E+00
-1.29E+00
-1.21E+00
-1.13E+00
-1.13E+00
-1.29E+00
-1.29E+00
-1.29E+00
-1.29E+00
-1.29E+00
-1.37E+00
-1.29E+00
-1.37E+00
-1.29E+00
-1.37E+00
-1.37E+00
-1.37E+00
-1.45E+00
-1.45E+00
-1.45E+00
-1.45E+00
-1.45E+00
-1.53E+00
-1.45E+00
-1.53E+00
-1.53E+00
-1.53E+00
-1.61E+00
-1.53E+00
-1.61E+00
-1.61E+00
-1.69E+00
-1.61E+00
-1.61E+00
-1.61E+00
-1.69E+00
-1.69E+00
-1.69E+00
-1.69E+00
-1.69E+00
-1.77E+00
-1.85E+00
-1.77E+00
-1.77E+00
-1.85E+00
-1.77E+00
-1.85E+00
-1.85E+00
-1.93E+00
-1.85E+00
-1.93E+00
-1.93E+00
-1.93E+00
-1.93E+00
-1.93E+00
-2.01E+00
-1.93E+00
-1.93E+00
-2.01E+00
-2.01E+00
-2.09E+00
-2.01E+00
-2.01E+00
-2.01E+00
-2.01E+00
-2.09E+00
-2.01E+00
-2.09E+00
-2.09E+00
-2.09E+00
-2.17E+00
-2.09E+00
-2.17E+00
-2.17E+00
-2.09E+00
-2.17E+00
-2.09E+00
-2.17E+00
-2.25E+00
-2.25E+00
-2.17E+00
-2.25E+00
-2.25E+00
-2.25E+00
-2.25E+00
-2.25E+00
-2.25E+00
-2.33E+00
-2.33E+00
-2.25E+00
-2.33E+00
-2.33E+00
-2.33E+00
-2.33E+00
-2.41E+00
-2.41E+00
-2.41E+00
-2.33E+00
-2.41E+00
-2.41E+00
-2.41E+00
-2.41E+00
-2.41E+00
-2.49E+00
-2.41E+00
-2.49E+00
-2.41E+00
-2.41E+00
-2.49E+00
-2.49E+00
-2.49E+00
-2.49E+00
-2.57E+00
-2.49E+00
-2.57E+00
-2.57E+00
-2.57E+00
-2.57E+00
-2.49E+00
-2.57E+00
-2.49E+00
-2.49E+00
-2.57E+00
-2.57E+00
-2.57E+00
-2.65E+00
-2.57E+00
-2.57E+00
-2.57E+00
-2.57E+00
-2.65E+00
-2.65E+00
-2.65E+00
-2.57E+00
-2.57E+00
-2.65E+00
-2.65E+00
-2.65E+00
-2.65E+00
-2.73E+00
-2.65E+00
-2.65E+00
-2.65E+00
-2.65E+00
-2.73E+00
-2.65E+00
-2.73E+00
-2.73E+00
-2.73E+00
-2.73E+00
-2.73E+00
-2.73E+00
-2.73E+00
-2.73E+00
-2.73E+00
-2.73E+00
-2.73E+00
-2.81E+00
-2.73E+00
-2.81E+00
-2.81E+00
-2.81E+00
-2.73E+00
-2.81E+00
-2.73E+00
-2.73E+00
-2.73E+00
-2.73E+00
-2.81E+00
-2.73E+00
-2.81E+00
-2.73E+00
-2.73E+00
-2.81E+00
-2.73E+00
-2.81E+00
-2.73E+00
-2.73E+00
-2.81E+00
-2.73E+00
-2.81E+00
-2.81E+00
-2.81E+00
-2.81E+00
-2.81E+00
-2.73E+00
-2.73E+00
-2.73E+00
-2.81E+00
-2.73E+00
-2.73E+00
-2.73E+00
-2.73E+00
-2.81E+00
-2.89E+00
-2.73E+00
-2.73E+00
-2.73E+00
-2.81E+00
-2.73E+00
-2.73E+00
-2.73E+00
-2.81E+00
-2.73E+00
-2.73E+00
-2.73E+00
-2.73E+00
-2.73E+00
-2.81E+00
-2.73E+00
-2.73E+00
-2.73E+00
-2.73E+00
-2.73E+00
-2.73E+00
-2.73E+00
-2.65E+00
-2.73E+00
-2.73E+00
-2.65E+00
-2.73E+00
-2.65E+00
-2.73E+00
-2.65E+00
-2.65E+00
-2.65E+00
-2.65E+00
-2.65E+00
-2.73E+00
-2.65E+00
-2.57E+00
-2.65E+00
-2.65E+00
-2.73E+00
-2.65E+00
-2.57E+00
-2.57E+00
-2.65E+00
-2.65E+00
-2.57E+00
-2.57E+00
-2.57E+00
-2.57E+00
-2.57E+00
-2.57E+00
-2.57E+00
-2.65E+00
-2.49E+00
-2.49E+00
-2.57E+00
-2.57E+00
-2.49E+00
-2.49E+00
-2.49E+00
-2.49E+00
-2.49E+00
-2.41E+00
-2.41E+00
-2.49E+00
-2.57E+00
-2.41E+00
-2.41E+00
-2.41E+00
-2.41E+00
-2.33E+00
-2.41E+00
-2.33E+00
-2.41E+00
-2.41E+00
-2.33E+00
-2.41E+00
-2.33E+00
-2.33E+00
-2.33E+00
-2.33E+00
-2.33E+00
-2.33E+00
-2.33E+00
-2.33E+00
-2.25E+00
-2.33E+00
-2.25E+00
-2.25E+00
-2.33E+00
-2.25E+00
-2.25E+00
-2.17E+00
-2.25E+00
-2.25E+00
-2.17E+00
-2.09E+00
-2.17E+00
-2.17E+00
-2.09E+00
-2.17E+00
-2.09E+00
-2.09E+00
-2.09E+00
-2.09E+00
-2.09E+00
-2.01E+00
-2.09E+00
-2.01E+00
-2.01E+00
-2.09E+00
-2.01E+00
-2.01E+00
-1.93E+00
-1.93E+00
-2.01E+00
-1.93E+00
-1.93E+00
-2.01E+00
-1.85E+00
-1.85E+00
-1.85E+00
-1.85E+00
-1.93E+00
-1.85E+00
-1.85E+00
-1.77E+00
-1.77E+00
-1.69E+00
-1.77E+00
-1.77E+00
-1.77E+00
-1.77E+00
-1.69E+00
-1.69E+00
-1.69E+00
-1.61E+00
-1.61E+00
-1.69E+00
-1.69E+00
-1.61E+00
-1.69E+00
-1.53E+00
-1.61E+00
-1.53E+00
-1.53E+00
-1.53E+00
-1.53E+00
-1.53E+00
-1.53E+00
-1.45E+00
-1.45E+00
-1.37E+00
-1.45E+00
-1.45E+00
-1.45E+00
-1.37E+00
-1.29E+00
-1.37E+00
-1.37E+00
-1.37E+00
-1.29E+00
-1.29E+00
-1.29E+00
-1.29E+00
-1.29E+00
-1.29E+00
-1.21E+00
-1.21E+00
-1.21E+00
-1.13E+00
-1.21E+00
-1.13E+00
-1.13E+00
-1.13E+00
-1.05E+00
-1.13E+00
-1.05E+00
-1.05E+00
-1.05E+00
-9.65E-01
-1.05E+00
-9.65E-01
-9.65E-01
-9.65E-01
-9.65E-01
-8.84E-01
-8.84E-01
-8.84E-01
-8.84E-01
-8.04E-01
-8.04E-01
-8.04E-01
-8.04E-01
-7.24E-01
-8.04E-01
-7.24E-01
-7.24E-01
-7.24E-01
-6.43E-01
-6.43E-01
-6.43E-01
-6.43E-01
-5.63E-01
-6.43E-01
-6.43E-01
-6.43E-01
-5.63E-01
-5.63E-01
-5.63E-01
-4.82E-01
-5.63E-01
-4.82E-01
-4.82E-01
-4.02E-01
-4.82E-01
-4.82E-01
-4.82E-01
-3.22E-01
-4.02E-01
-4.02E-01
-3.22E-01
-3.22E-01
-3.22E-01
-4.02E-01
-2.41E-01
-2.41E-01
-3.22E-01
-1.61E-01
-2.41E-01
-2.41E-01
-1.61E-01
-8.04E-02
-1.61E-01
-1.61E-01
-8.04E-02
0.00E+00
-8.04E-02
-8.04E-02
-8.04E-02
-8.04E-02
-8.04E-02
0.00E+00];

%scatter(x,y,'filled')
%hold on
%scatter(x,y,'filled')
plot(t,x)
hold on
plot(t,y)
grid on
xlabel('Voltaje (V)') 
ylabel('Corriente (A)')

%xticks([0 0.45 0.5 0.55 0.6 0.65 0.7 0.75 0.8 1])
%xticklabels({'0','0.45','0.5','0.55','0.6','0.65','0.7','0.75','0.8','1'})
%yticks([0  0.0015 0.006 0.019 0.038 0.06])
